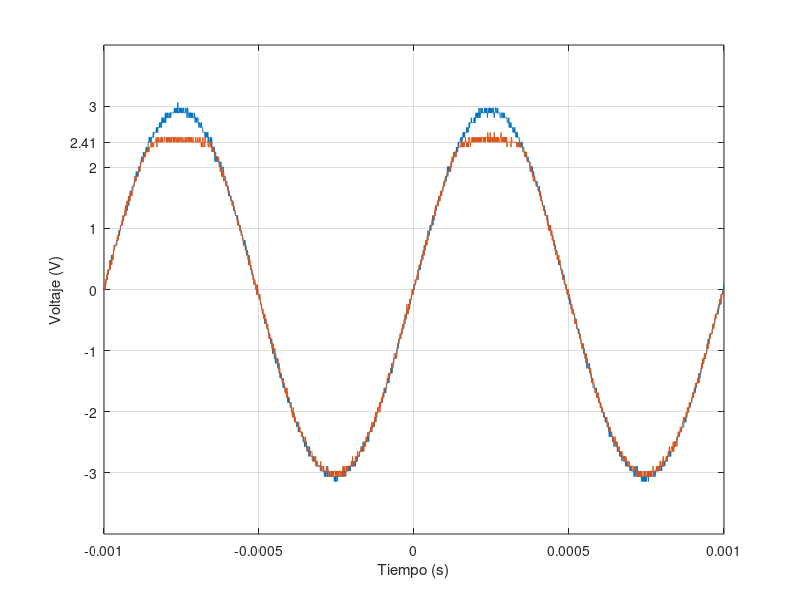

Recreate this plot in MATLAB.
t=[-1.00E-03
-9.99E-04
-9.98E-04
-9.97E-04
-9.96E-04
-9.95E-04
-9.94E-04
-9.93E-04
-9.92E-04
-9.91E-04
-9.90E-04
-9.89E-04
-9.88E-04
-9.87E-04
-9.86E-04
-9.85E-04
-9.84E-04
-9.83E-04
-9.82E-04
-9.81E-04
-9.80E-04
-9.79E-04
-9.78E-04
-9.77E-04
-9.76E-04
-9.75E-04
-9.74E-04
-9.73E-04
-9.72E-04
-9.71E-04
-9.70E-04
-9.69E-04
-9.68E-04
-9.67E-04
-9.66E-04
-9.65E-04
-9.64E-04
-9.63E-04
-9.62E-04
-9.61E-04
-9.60E-04
-9.59E-04
-9.58E-04
-9.57E-04
-9.56E-04
-9.55E-04
-9.54E-04
-9.53E-04
-9.52E-04
-9.51E-04
-9.50E-04
-9.49E-04
-9.48E-04
-9.47E-04
-9.46E-04
-9.45E-04
-9.44E-04
-9.43E-04
-9.42E-04
-9.41E-04
-9.40E-04
-9.39E-04
-9.38E-04
-9.37E-04
-9.36E-04
-9.35E-04
-9.34E-04
-9.33E-04
-9.32E-04
-9.31E-04
-9.30E-04
-9.29E-04
-9.28E-04
-9.27E-04
-9.26E-04
-9.25E-04
-9.24E-04
-9.23E-04
-9.22E-04
-9.21E-04
-9.20E-04
-9.19E-04
-9.18E-04
-9.17E-04
-9.16E-04
-9.15E-04
-9.14E-04
-9.13E-04
-9.12E-04
-9.11E-04
-9.10E-04
-9.09E-04
-9.08E-04
-9.07E-04
-9.06E-04
-9.05E-04
-9.04E-04
-9.03E-04
-9.02E-04
-9.01E-04
-9.00E-04
-8.99E-04
-8.98E-04
-8.97E-04
-8.96E-04
-8.95E-04
-8.94E-04
-8.93E-04
-8.92E-04
-8.91E-04
-8.90E-04
-8.89E-04
-8.88E-04
-8.87E-04
-8.86E-04
-8.85E-04
-8.84E-04
-8.83E-04
-8.82E-04
-8.81E-04
-8.80E-04
-8.79E-04
-8.78E-04
-8.77E-04
-8.76E-04
-8.75E-04
-8.74E-04
-8.73E-04
-8.72E-04
-8.71E-04
-8.70E-04
-8.69E-04
-8.68E-04
-8.67E-04
-8.66E-04
-8.65E-04
-8.64E-04
-8.63E-04
-8.62E-04
-8.61E-04
-8.60E-04
-8.59E-04
-8.58E-04
-8.57E-04
-8.56E-04
-8.55E-04
-8.54E-04
-8.53E-04
-8.52E-04
-8.51E-04
-8.50E-04
-8.49E-04
-8.48E-04
-8.47E-04
-8.46E-04
-8.45E-04
-8.44E-04
-8.43E-04
-8.42E-04
-8.41E-04
-8.40E-04
-8.39E-04
-8.38E-04
-8.37E-04
-8.36E-04
-8.35E-04
-8.34E-04
-8.33E-04
-8.32E-04
-8.31E-04
-8.30E-04
-8.29E-04
-8.28E-04
-8.27E-04
-8.26E-04
-8.25E-04
-8.24E-04
-8.23E-04
-8.22E-04
-8.21E-04
-8.20E-04
-8.19E-04
-8.18E-04
-8.17E-04
-8.16E-04
-8.15E-04
-8.14E-04
-8.13E-04
-8.12E-04
-8.11E-04
-8.10E-04
-8.09E-04
-8.08E-04
-8.07E-04
-8.06E-04
-8.05E-04
-8.04E-04
-8.03E-04
-8.02E-04
-8.01E-04
-8.00E-04
-7.99E-04
-7.98E-04
-7.97E-04
-7.96E-04
-7.95E-04
-7.94E-04
-7.93E-04
-7.92E-04
-7.91E-04
-7.90E-04
-7.89E-04
-7.88E-04
-7.87E-04
-7.86E-04
-7.85E-04
-7.84E-04
-7.83E-04
-7.82E-04
-7.81E-04
-7.80E-04
-7.79E-04
-7.78E-04
-7.77E-04
-7.76E-04
-7.75E-04
-7.74E-04
-7.73E-04
-7.72E-04
-7.71E-04
-7.70E-04
-7.69E-04
-7.68E-04
-7.67E-04
-7.66E-04
-7.65E-04
-7.64E-04
-7.63E-04
-7.62E-04
-7.61E-04
-7.60E-04
-7.59E-04
-7.58E-04
-7.57E-04
-7.56E-04
-7.55E-04
-7.54E-04
-7.53E-04
-7.52E-04
-7.51E-04
-7.50E-04
-7.49E-04
-7.48E-04
-7.47E-04
-7.46E-04
-7.45E-04
-7.44E-04
-7.43E-04
-7.42E-04
-7.41E-04
-7.40E-04
-7.39E-04
-7.38E-04
-7.37E-04
-7.36E-04
-7.35E-04
-7.34E-04
-7.33E-04
-7.32E-04
-7.31E-04
-7.30E-04
-7.29E-04
-7.28E-04
-7.27E-04
-7.26E-04
-7.25E-04
-7.24E-04
-7.23E-04
-7.22E-04
-7.21E-04
-7.20E-04
-7.19E-04
-7.18E-04
-7.17E-04
-7.16E-04
-7.15E-04
-7.14E-04
-7.13E-04
-7.12E-04
-7.11E-04
-7.10E-04
-7.09E-04
-7.08E-04
-7.07E-04
-7.06E-04
-7.05E-04
-7.04E-04
-7.03E-04
-7.02E-04
-7.01E-04
-7.00E-04
-6.99E-04
-6.98E-04
-6.97E-04
-6.96E-04
-6.95E-04
-6.94E-04
-6.93E-04
-6.92E-04
-6.91E-04
-6.90E-04
-6.89E-04
-6.88E-04
-6.87E-04
-6.86E-04
-6.85E-04
-6.84E-04
-6.83E-04
-6.82E-04
-6.81E-04
-6.80E-04
-6.79E-04
-6.78E-04
-6.77E-04
-6.76E-04
-6.75E-04
-6.74E-04
-6.73E-04
-6.72E-04
-6.71E-04
-6.70E-04
-6.69E-04
-6.68E-04
-6.67E-04
-6.66E-04
-6.65E-04
-6.64E-04
-6.63E-04
-6.62E-04
-6.61E-04
-6.60E-04
-6.59E-04
-6.58E-04
-6.57E-04
-6.56E-04
-6.55E-04
-6.54E-04
-6.53E-04
-6.52E-04
-6.51E-04
-6.50E-04
-6.49E-04
-6.48E-04
-6.47E-04
-6.46E-04
-6.45E-04
-6.44E-04
-6.43E-04
-6.42E-04
-6.41E-04
-6.40E-04
-6.39E-04
-6.38E-04
-6.37E-04
-6.36E-04
-6.35E-04
-6.34E-04
-6.33E-04
-6.32E-04
-6.31E-04
-6.30E-04
-6.29E-04
-6.28E-04
-6.27E-04
-6.26E-04
-6.25E-04
-6.24E-04
-6.23E-04
-6.22E-04
-6.21E-04
-6.20E-04
-6.19E-04
-6.18E-04
-6.17E-04
-6.16E-04
-6.15E-04
-6.14E-04
-6.13E-04
-6.12E-04
-6.11E-04
-6.10E-04
-6.09E-04
-6.08E-04
-6.07E-04
-6.06E-04
-6.05E-04
-6.04E-04
-6.03E-04
-6.02E-04
-6.01E-04
-6.00E-04
-5.99E-04
-5.98E-04
-5.97E-04
-5.96E-04
-5.95E-04
-5.94E-04
-5.93E-04
-5.92E-04
-5.91E-04
-5.90E-04
-5.89E-04
-5.88E-04
-5.87E-04
-5.86E-04
-5.85E-04
-5.84E-04
-5.83E-04
-5.82E-04
-5.81E-04
-5.80E-04
-5.79E-04
-5.78E-04
-5.77E-04
-5.76E-04
-5.75E-04
-5.74E-04
-5.73E-04
-5.72E-04
-5.71E-04
-5.70E-04
-5.69E-04
-5.68E-04
-5.67E-04
-5.66E-04
-5.65E-04
-5.64E-04
-5.63E-04
-5.62E-04
-5.61E-04
-5.60E-04
-5.59E-04
-5.58E-04
-5.57E-04
-5.56E-04
-5.55E-04
-5.54E-04
-5.53E-04
-5.52E-04
-5.51E-04
-5.50E-04
-5.49E-04
-5.48E-04
-5.47E-04
-5.46E-04
-5.45E-04
-5.44E-04
-5.43E-04
-5.42E-04
-5.41E-04
-5.40E-04
-5.39E-04
-5.38E-04
-5.37E-04
-5.36E-04
-5.35E-04
-5.34E-04
-5.33E-04
-5.32E-04
-5.31E-04
-5.30E-04
-5.29E-04
-5.28E-04
-5.27E-04
-5.26E-04
-5.25E-04
-5.24E-04
-5.23E-04
-5.22E-04
-5.21E-04
-5.20E-04
-5.19E-04
-5.18E-04
-5.17E-04
-5.16E-04
-5.15E-04
-5.14E-04
-5.13E-04
-5.12E-04
-5.11E-04
-5.10E-04
-5.09E-04
-5.08E-04
-5.07E-04
-5.06E-04
-5.05E-04
-5.04E-04
-5.03E-04
-5.02E-04
-5.01E-04
-5.00E-04
-4.99E-04
-4.98E-04
-4.97E-04
-4.96E-04
-4.95E-04
-4.94E-04
-4.93E-04
-4.92E-04
-4.91E-04
-4.90E-04
-4.89E-04
-4.88E-04
-4.87E-04
-4.86E-04
-4.85E-04
-4.84E-04
-4.83E-04
-4.82E-04
-4.81E-04
-4.80E-04
-4.79E-04
-4.78E-04
-4.77E-04
-4.76E-04
-4.75E-04
-4.74E-04
-4.73E-04
-4.72E-04
-4.71E-04
-4.70E-04
-4.69E-04
-4.68E-04
-4.67E-04
-4.66E-04
-4.65E-04
-4.64E-04
-4.63E-04
-4.62E-04
-4.61E-04
-4.60E-04
-4.59E-04
-4.58E-04
-4.57E-04
-4.56E-04
-4.55E-04
-4.54E-04
-4.53E-04
-4.52E-04
-4.51E-04
-4.50E-04
-4.49E-04
-4.48E-04
-4.47E-04
-4.46E-04
-4.45E-04
-4.44E-04
-4.43E-04
-4.42E-04
-4.41E-04
-4.40E-04
-4.39E-04
-4.38E-04
-4.37E-04
-4.36E-04
-4.35E-04
-4.34E-04
-4.33E-04
-4.32E-04
-4.31E-04
-4.30E-04
-4.29E-04
-4.28E-04
-4.27E-04
-4.26E-04
-4.25E-04
-4.24E-04
-4.23E-04
-4.22E-04
-4.21E-04
-4.20E-04
-4.19E-04
-4.18E-04
-4.17E-04
-4.16E-04
-4.15E-04
-4.14E-04
-4.13E-04
-4.12E-04
-4.11E-04
-4.10E-04
-4.09E-04
-4.08E-04
-4.07E-04
-4.06E-04
-4.05E-04
-4.04E-04
-4.03E-04
-4.02E-04
-4.01E-04
-4.00E-04
-3.99E-04
-3.98E-04
-3.97E-04
-3.96E-04
-3.95E-04
-3.94E-04
-3.93E-04
-3.92E-04
-3.91E-04
-3.90E-04
-3.89E-04
-3.88E-04
-3.87E-04
-3.86E-04
-3.85E-04
-3.84E-04
-3.83E-04
-3.82E-04
-3.81E-04
-3.80E-04
-3.79E-04
-3.78E-04
-3.77E-04
-3.76E-04
-3.75E-04
-3.74E-04
-3.73E-04
-3.72E-04
-3.71E-04
-3.70E-04
-3.69E-04
-3.68E-04
-3.67E-04
-3.66E-04
-3.65E-04
-3.64E-04
-3.63E-04
-3.62E-04
-3.61E-04
-3.60E-04
-3.59E-04
-3.58E-04
-3.57E-04
-3.56E-04
-3.55E-04
-3.54E-04
-3.53E-04
-3.52E-04
-3.51E-04
-3.50E-04
-3.49E-04
-3.48E-04
-3.47E-04
-3.46E-04
-3.45E-04
-3.44E-04
-3.43E-04
-3.42E-04
-3.41E-04
-3.40E-04
-3.39E-04
-3.38E-04
-3.37E-04
-3.36E-04
-3.35E-04
-3.34E-04
-3.33E-04
-3.32E-04
-3.31E-04
-3.30E-04
-3.29E-04
-3.28E-04
-3.27E-04
-3.26E-04
-3.25E-04
-3.24E-04
-3.23E-04
-3.22E-04
-3.21E-04
-3.20E-04
-3.19E-04
-3.18E-04
-3.17E-04
-3.16E-04
-3.15E-04
-3.14E-04
-3.13E-04
-3.12E-04
-3.11E-04
-3.10E-04
-3.09E-04
-3.08E-04
-3.07E-04
-3.06E-04
-3.05E-04
-3.04E-04
-3.03E-04
-3.02E-04
-3.01E-04
-3.00E-04
-2.99E-04
-2.98E-04
-2.97E-04
-2.96E-04
-2.95E-04
-2.94E-04
-2.93E-04
-2.92E-04
-2.91E-04
-2.90E-04
-2.89E-04
-2.88E-04
-2.87E-04
-2.86E-04
-2.85E-04
-2.84E-04
-2.83E-04
-2.82E-04
-2.81E-04
-2.80E-04
-2.79E-04
-2.78E-04
-2.77E-04
-2.76E-04
-2.75E-04
-2.74E-04
-2.73E-04
-2.72E-04
-2.71E-04
-2.70E-04
-2.69E-04
-2.68E-04
-2.67E-04
-2.66E-04
-2.65E-04
-2.64E-04
-2.63E-04
-2.62E-04
-2.61E-04
-2.60E-04
-2.59E-04
-2.58E-04
-2.57E-04
-2.56E-04
-2.55E-04
-2.54E-04
-2.53E-04
-2.52E-04
-2.51E-04
-2.50E-04
-2.49E-04
-2.48E-04
-2.47E-04
-2.46E-04
-2.45E-04
-2.44E-04
-2.43E-04
-2.42E-04
-2.41E-04
-2.40E-04
-2.39E-04
-2.38E-04
-2.37E-04
-2.36E-04
-2.35E-04
-2.34E-04
-2.33E-04
-2.32E-04
-2.31E-04
-2.30E-04
-2.29E-04
-2.28E-04
-2.27E-04
-2.26E-04
-2.25E-04
-2.24E-04
-2.23E-04
-2.22E-04
-2.21E-04
-2.20E-04
-2.19E-04
-2.18E-04
-2.17E-04
-2.16E-04
-2.15E-04
-2.14E-04
-2.13E-04
-2.12E-04
-2.11E-04
-2.10E-04
-2.09E-04
-2.08E-04
-2.07E-04
-2.06E-04
-2.05E-04
-2.04E-04
-2.03E-04
-2.02E-04
-2.01E-04
-2.00E-04
-1.99E-04
-1.98E-04
-1.97E-04
-1.96E-04
-1.95E-04
-1.94E-04
-1.93E-04
-1.92E-04
-1.91E-04
-1.90E-04
-1.89E-04
-1.88E-04
-1.87E-04
-1.86E-04
-1.85E-04
-1.84E-04
-1.83E-04
-1.82E-04
-1.81E-04
-1.80E-04
-1.79E-04
-1.78E-04
-1.77E-04
-1.76E-04
-1.75E-04
-1.74E-04
-1.73E-04
-1.72E-04
-1.71E-04
-1.70E-04
-1.69E-04
-1.68E-04
-1.67E-04
-1.66E-04
-1.65E-04
-1.64E-04
-1.63E-04
-1.62E-04
-1.61E-04
-1.60E-04
-1.59E-04
-1.58E-04
-1.57E-04
-1.56E-04
-1.55E-04
-1.54E-04
-1.53E-04
-1.52E-04
-1.51E-04
-1.50E-04
-1.49E-04
-1.48E-04
-1.47E-04
-1.46E-04
-1.45E-04
-1.44E-04
-1.43E-04
-1.42E-04
-1.41E-04
-1.40E-04
-1.39E-04
-1.38E-04
-1.37E-04
-1.36E-04
-1.35E-04
-1.34E-04
-1.33E-04
-1.32E-04
-1.31E-04
-1.30E-04
-1.29E-04
-1.28E-04
-1.27E-04
-1.26E-04
-1.25E-04
-1.24E-04
-1.23E-04
-1.22E-04
-1.21E-04
-1.20E-04
-1.19E-04
-1.18E-04
-1.17E-04
-1.16E-04
-1.15E-04
-1.14E-04
-1.13E-04
-1.12E-04
-1.11E-04
-1.10E-04
-1.09E-04
-1.08E-04
-1.07E-04
-1.06E-04
-1.05E-04
-1.04E-04
-1.03E-04
-1.02E-04
-1.01E-04
-1.00E-04
-9.90E-05
-9.80E-05
-9.70E-05
-9.60E-05
-9.50E-05
-9.40E-05
-9.30E-05
-9.20E-05
-9.10E-05
-9.00E-05
-8.90E-05
-8.80E-05
-8.70E-05
-8.60E-05
-8.50E-05
-8.40E-05
-8.30E-05
-8.20E-05
-8.10E-05
-8.00E-05
-7.90E-05
-7.80E-05
-7.70E-05
-7.60E-05
-7.50E-05
-7.40E-05
-7.30E-05
-7.20E-05
-7.10E-05
-7.00E-05
-6.90E-05
-6.80E-05
-6.70E-05
-6.60E-05
-6.50E-05
-6.40E-05
-6.30E-05
-6.20E-05
-6.10E-05
-6.00E-05
-5.90E-05
-5.80E-05
-5.70E-05
-5.60E-05
-5.50E-05
-5.40E-05
-5.30E-05
-5.20E-05
-5.10E-05
-5.00E-05
-4.90E-05
-4.80E-05
-4.70E-05
-4.60E-05
-4.50E-05
-4.40E-05
-4.30E-05
-4.20E-05
-4.10E-05
-4.00E-05
-3.90E-05
-3.80E-05
-3.70E-05
-3.60E-05
-3.50E-05
-3.40E-05
-3.30E-05
-3.20E-05
-3.10E-05
-3.00E-05
-2.90E-05
-2.80E-05
-2.70E-05
-2.60E-05
-2.50E-05
-2.40E-05
-2.30E-05
-2.20E-05
-2.10E-05
-2.00E-05
-1.90E-05
-1.80E-05
-1.70E-05
-1.60E-05
-1.50E-05
-1.40E-05
-1.30E-05
-1.20E-05
-1.10E-05
-1.00E-05
-9.00E-06
-8.00E-06
-7.00E-06
-6.00E-06
-5.00E-06
-4.00E-06
-3.00E-06
-2.00E-06
-1.00E-06
0.00E+00
1.00E-06
2.00E-06
3.00E-06
4.00E-06
5.00E-06
6.00E-06
7.00E-06
8.00E-06
9.00E-06
1.00E-05
1.10E-05
1.20E-05
1.30E-05
1.40E-05
1.50E-05
1.60E-05
1.70E-05
1.80E-05
1.90E-05
2.00E-05
2.10E-05
2.20E-05
2.30E-05
2.40E-05
2.50E-05
2.60E-05
2.70E-05
2.80E-05
2.90E-05
3.00E-05
3.10E-05
3.20E-05
3.30E-05
3.40E-05
3.50E-05
3.60E-05
3.70E-05
3.80E-05
3.90E-05
4.00E-05
4.10E-05
4.20E-05
4.30E-05
4.40E-05
4.50E-05
4.60E-05
4.70E-05
4.80E-05
4.90E-05
5.00E-05
5.10E-05
5.20E-05
5.30E-05
5.40E-05
5.50E-05
5.60E-05
5.70E-05
5.80E-05
5.90E-05
6.00E-05
6.10E-05
6.20E-05
6.30E-05
6.40E-05
6.50E-05
6.60E-05
6.70E-05
6.80E-05
6.90E-05
7.00E-05
7.10E-05
7.20E-05
7.30E-05
7.40E-05
7.50E-05
7.60E-05
7.70E-05
7.80E-05
7.90E-05
8.00E-05
8.10E-05
8.20E-05
8.30E-05
8.40E-05
8.50E-05
8.60E-05
8.70E-05
8.80E-05
8.90E-05
9.00E-05
9.10E-05
9.20E-05
9.30E-05
9.40E-05
9.50E-05
9.60E-05
9.70E-05
9.80E-05
9.90E-05
1.00E-04
1.01E-04
1.02E-04
1.03E-04
1.04E-04
1.05E-04
1.06E-04
1.07E-04
1.08E-04
1.09E-04
1.10E-04
1.11E-04
1.12E-04
1.13E-04
1.14E-04
1.15E-04
1.16E-04
1.17E-04
1.18E-04
1.19E-04
1.20E-04
1.21E-04
1.22E-04
1.23E-04
1.24E-04
1.25E-04
1.26E-04
1.27E-04
1.28E-04
1.29E-04
1.30E-04
1.31E-04
1.32E-04
1.33E-04
1.34E-04
1.35E-04
1.36E-04
1.37E-04
1.38E-04
1.39E-04
1.40E-04
1.41E-04
1.42E-04
1.43E-04
1.44E-04
1.45E-04
1.46E-04
1.47E-04
1.48E-04
1.49E-04
1.50E-04
1.51E-04
1.52E-04
1.53E-04
1.54E-04
1.55E-04
1.56E-04
1.57E-04
1.58E-04
1.59E-04
1.60E-04
1.61E-04
1.62E-04
1.63E-04
1.64E-04
1.65E-04
1.66E-04
1.67E-04
1.68E-04
1.69E-04
1.70E-04
1.71E-04
1.72E-04
1.73E-04
1.74E-04
1.75E-04
1.76E-04
1.77E-04
1.78E-04
1.79E-04
1.80E-04
1.81E-04
1.82E-04
1.83E-04
1.84E-04
1.85E-04
1.86E-04
1.87E-04
1.88E-04
1.89E-04
1.90E-04
1.91E-04
1.92E-04
1.93E-04
1.94E-04
1.95E-04
1.96E-04
1.97E-04
1.98E-04
1.99E-04
2.00E-04
2.01E-04
2.02E-04
2.03E-04
2.04E-04
2.05E-04
2.06E-04
2.07E-04
2.08E-04
2.09E-04
2.10E-04
2.11E-04
2.12E-04
2.13E-04
2.14E-04
2.15E-04
2.16E-04
2.17E-04
2.18E-04
2.19E-04
2.20E-04
2.21E-04
2.22E-04
2.23E-04
2.24E-04
2.25E-04
2.26E-04
2.27E-04
2.28E-04
2.29E-04
2.30E-04
2.31E-04
2.32E-04
2.33E-04
2.34E-04
2.35E-04
2.36E-04
2.37E-04
2.38E-04
2.39E-04
2.40E-04
2.41E-04
2.42E-04
2.43E-04
2.44E-04
2.45E-04
2.46E-04
2.47E-04
2.48E-04
2.49E-04
2.50E-04
2.51E-04
2.52E-04
2.53E-04
2.54E-04
2.55E-04
2.56E-04
2.57E-04
2.58E-04
2.59E-04
2.60E-04
2.61E-04
2.62E-04
2.63E-04
2.64E-04
2.65E-04
2.66E-04
2.67E-04
2.68E-04
2.69E-04
2.70E-04
2.71E-04
2.72E-04
2.73E-04
2.74E-04
2.75E-04
2.76E-04
2.77E-04
2.78E-04
2.79E-04
2.80E-04
2.81E-04
2.82E-04
2.83E-04
2.84E-04
2.85E-04
2.86E-04
2.87E-04
2.88E-04
2.89E-04
2.90E-04
2.91E-04
2.92E-04
2.93E-04
2.94E-04
2.95E-04
2.96E-04
2.97E-04
2.98E-04
2.99E-04
3.00E-04
3.01E-04
3.02E-04
3.03E-04
3.04E-04
3.05E-04
3.06E-04
3.07E-04
3.08E-04
3.09E-04
3.10E-04
3.11E-04
3.12E-04
3.13E-04
3.14E-04
3.15E-04
3.16E-04
3.17E-04
3.18E-04
3.19E-04
3.20E-04
3.21E-04
3.22E-04
3.23E-04
3.24E-04
3.25E-04
3.26E-04
3.27E-04
3.28E-04
3.29E-04
3.30E-04
3.31E-04
3.32E-04
3.33E-04
3.34E-04
3.35E-04
3.36E-04
3.37E-04
3.38E-04
3.39E-04
3.40E-04
3.41E-04
3.42E-04
3.43E-04
3.44E-04
3.45E-04
3.46E-04
3.47E-04
3.48E-04
3.49E-04
3.50E-04
3.51E-04
3.52E-04
3.53E-04
3.54E-04
3.55E-04
3.56E-04
3.57E-04
3.58E-04
3.59E-04
3.60E-04
3.61E-04
3.62E-04
3.63E-04
3.64E-04
3.65E-04
3.66E-04
3.67E-04
3.68E-04
3.69E-04
3.70E-04
3.71E-04
3.72E-04
3.73E-04
3.74E-04
3.75E-04
3.76E-04
3.77E-04
3.78E-04
3.79E-04
3.80E-04
3.81E-04
3.82E-04
3.83E-04
3.84E-04
3.85E-04
3.86E-04
3.87E-04
3.88E-04
3.89E-04
3.90E-04
3.91E-04
3.92E-04
3.93E-04
3.94E-04
3.95E-04
3.96E-04
3.97E-04
3.98E-04
3.99E-04
4.00E-04
4.01E-04
4.02E-04
4.03E-04
4.04E-04
4.05E-04
4.06E-04
4.07E-04
4.08E-04
4.09E-04
4.10E-04
4.11E-04
4.12E-04
4.13E-04
4.14E-04
4.15E-04
4.16E-04
4.17E-04
4.18E-04
4.19E-04
4.20E-04
4.21E-04
4.22E-04
4.23E-04
4.24E-04
4.25E-04
4.26E-04
4.27E-04
4.28E-04
4.29E-04
4.30E-04
4.31E-04
4.32E-04
4.33E-04
4.34E-04
4.35E-04
4.36E-04
4.37E-04
4.38E-04
4.39E-04
4.40E-04
4.41E-04
4.42E-04
4.43E-04
4.44E-04
4.45E-04
4.46E-04
4.47E-04
4.48E-04
4.49E-04
4.50E-04
4.51E-04
4.52E-04
4.53E-04
4.54E-04
4.55E-04
4.56E-04
4.57E-04
4.58E-04
4.59E-04
4.60E-04
4.61E-04
4.62E-04
4.63E-04
4.64E-04
4.65E-04
4.66E-04
4.67E-04
4.68E-04
4.69E-04
4.70E-04
4.71E-04
4.72E-04
4.73E-04
4.74E-04
4.75E-04
4.76E-04
4.77E-04
4.78E-04
4.79E-04
4.80E-04
4.81E-04
4.82E-04
4.83E-04
4.84E-04
4.85E-04
4.86E-04
4.87E-04
4.88E-04
4.89E-04
4.90E-04
4.91E-04
4.92E-04
4.93E-04
4.94E-04
4.95E-04
4.96E-04
4.97E-04
4.98E-04
4.99E-04
5.00E-04
5.01E-04
5.02E-04
5.03E-04
5.04E-04
5.05E-04
5.06E-04
5.07E-04
5.08E-04
5.09E-04
5.10E-04
5.11E-04
5.12E-04
5.13E-04
5.14E-04
5.15E-04
5.16E-04
5.17E-04
5.18E-04
5.19E-04
5.20E-04
5.21E-04
5.22E-04
5.23E-04
5.24E-04
5.25E-04
5.26E-04
5.27E-04
5.28E-04
5.29E-04
5.30E-04
5.31E-04
5.32E-04
5.33E-04
5.34E-04
5.35E-04
5.36E-04
5.37E-04
5.38E-04
5.39E-04
5.40E-04
5.41E-04
5.42E-04
5.43E-04
5.44E-04
5.45E-04
5.46E-04
5.47E-04
5.48E-04
5.49E-04
5.50E-04
5.51E-04
5.52E-04
5.53E-04
5.54E-04
5.55E-04
5.56E-04
5.57E-04
5.58E-04
5.59E-04
5.60E-04
5.61E-04
5.62E-04
5.63E-04
5.64E-04
5.65E-04
5.66E-04
5.67E-04
5.68E-04
5.69E-04
5.70E-04
5.71E-04
5.72E-04
5.73E-04
5.74E-04
5.75E-04
5.76E-04
5.77E-04
5.78E-04
5.79E-04
5.80E-04
5.81E-04
5.82E-04
5.83E-04
5.84E-04
5.85E-04
5.86E-04
5.87E-04
5.88E-04
5.89E-04
5.90E-04
5.91E-04
5.92E-04
5.93E-04
5.94E-04
5.95E-04
5.96E-04
5.97E-04
5.98E-04
5.99E-04
6.00E-04
6.01E-04
6.02E-04
6.03E-04
6.04E-04
6.05E-04
6.06E-04
6.07E-04
6.08E-04
6.09E-04
6.10E-04
6.11E-04
6.12E-04
6.13E-04
6.14E-04
6.15E-04
6.16E-04
6.17E-04
6.18E-04
6.19E-04
6.20E-04
6.21E-04
6.22E-04
6.23E-04
6.24E-04
6.25E-04
6.26E-04
6.27E-04
6.28E-04
6.29E-04
6.30E-04
6.31E-04
6.32E-04
6.33E-04
6.34E-04
6.35E-04
6.36E-04
6.37E-04
6.38E-04
6.39E-04
6.40E-04
6.41E-04
6.42E-04
6.43E-04
6.44E-04
6.45E-04
6.46E-04
6.47E-04
6.48E-04
6.49E-04
6.50E-04
6.51E-04
6.52E-04
6.53E-04
6.54E-04
6.55E-04
6.56E-04
6.57E-04
6.58E-04
6.59E-04
6.60E-04
6.61E-04
6.62E-04
6.63E-04
6.64E-04
6.65E-04
6.66E-04
6.67E-04
6.68E-04
6.69E-04
6.70E-04
6.71E-04
6.72E-04
6.73E-04
6.74E-04
6.75E-04
6.76E-04
6.77E-04
6.78E-04
6.79E-04
6.80E-04
6.81E-04
6.82E-04
6.83E-04
6.84E-04
6.85E-04
6.86E-04
6.87E-04
6.88E-04
6.89E-04
6.90E-04
6.91E-04
6.92E-04
6.93E-04
6.94E-04
6.95E-04
6.96E-04
6.97E-04
6.98E-04
6.99E-04
7.00E-04
7.01E-04
7.02E-04
7.03E-04
7.04E-04
7.05E-04
7.06E-04
7.07E-04
7.08E-04
7.09E-04
7.10E-04
7.11E-04
7.12E-04
7.13E-04
7.14E-04
7.15E-04
7.16E-04
7.17E-04
7.18E-04
7.19E-04
7.20E-04
7.21E-04
7.22E-04
7.23E-04
7.24E-04
7.25E-04
7.26E-04
7.27E-04
7.28E-04
7.29E-04
7.30E-04
7.31E-04
7.32E-04
7.33E-04
7.34E-04
7.35E-04
7.36E-04
7.37E-04
7.38E-04
7.39E-04
7.40E-04
7.41E-04
7.42E-04
7.43E-04
7.44E-04
7.45E-04
7.46E-04
7.47E-04
7.48E-04
7.49E-04
7.50E-04
7.51E-04
7.52E-04
7.53E-04
7.54E-04
7.55E-04
7.56E-04
7.57E-04
7.58E-04
7.59E-04
7.60E-04
7.61E-04
7.62E-04
7.63E-04
7.64E-04
7.65E-04
7.66E-04
7.67E-04
7.68E-04
7.69E-04
7.70E-04
7.71E-04
7.72E-04
7.73E-04
7.74E-04
7.75E-04
7.76E-04
7.77E-04
7.78E-04
7.79E-04
7.80E-04
7.81E-04
7.82E-04
7.83E-04
7.84E-04
7.85E-04
7.86E-04
7.87E-04
7.88E-04
7.89E-04
7.90E-04
7.91E-04
7.92E-04
7.93E-04
7.94E-04
7.95E-04
7.96E-04
7.97E-04
7.98E-04
7.99E-04
8.00E-04
8.01E-04
8.02E-04
8.03E-04
8.04E-04
8.05E-04
8.06E-04
8.07E-04
8.08E-04
8.09E-04
8.10E-04
8.11E-04
8.12E-04
8.13E-04
8.14E-04
8.15E-04
8.16E-04
8.17E-04
8.18E-04
8.19E-04
8.20E-04
8.21E-04
8.22E-04
8.23E-04
8.24E-04
8.25E-04
8.26E-04
8.27E-04
8.28E-04
8.29E-04
8.30E-04
8.31E-04
8.32E-04
8.33E-04
8.34E-04
8.35E-04
8.36E-04
8.37E-04
8.38E-04
8.39E-04
8.40E-04
8.41E-04
8.42E-04
8.43E-04
8.44E-04
8.45E-04
8.46E-04
8.47E-04
8.48E-04
8.49E-04
8.50E-04
8.51E-04
8.52E-04
8.53E-04
8.54E-04
8.55E-04
8.56E-04
8.57E-04
8.58E-04
8.59E-04
8.60E-04
8.61E-04
8.62E-04
8.63E-04
8.64E-04
8.65E-04
8.66E-04
8.67E-04
8.68E-04
8.69E-04
8.70E-04
8.71E-04
8.72E-04
8.73E-04
8.74E-04
8.75E-04
8.76E-04
8.77E-04
8.78E-04
8.79E-04
8.80E-04
8.81E-04
8.82E-04
8.83E-04
8.84E-04
8.85E-04
8.86E-04
8.87E-04
8.88E-04
8.89E-04
8.90E-04
8.91E-04
8.92E-04
8.93E-04
8.94E-04
8.95E-04
8.96E-04
8.97E-04
8.98E-04
8.99E-04
9.00E-04
9.01E-04
9.02E-04
9.03E-04
9.04E-04
9.05E-04
9.06E-04
9.07E-04
9.08E-04
9.09E-04
9.10E-04
9.11E-04
9.12E-04
9.13E-04
9.14E-04
9.15E-04
9.16E-04
9.17E-04
9.18E-04
9.19E-04
9.20E-04
9.21E-04
9.22E-04
9.23E-04
9.24E-04
9.25E-04
9.26E-04
9.27E-04
9.28E-04
9.29E-04
9.30E-04
9.31E-04
9.32E-04
9.33E-04
9.34E-04
9.35E-04
9.36E-04
9.37E-04
9.38E-04
9.39E-04
9.40E-04
9.41E-04
9.42E-04
9.43E-04
9.44E-04
9.45E-04
9.46E-04
9.47E-04
9.48E-04
9.49E-04
9.50E-04
9.51E-04
9.52E-04
9.53E-04
9.54E-04
9.55E-04
9.56E-04
9.57E-04
9.58E-04
9.59E-04
9.60E-04
9.61E-04
9.62E-04
9.63E-04
9.64E-04
9.65E-04
9.66E-04
9.67E-04
9.68E-04
9.69E-04
9.70E-04
9.71E-04
9.72E-04
9.73E-04
9.74E-04
9.75E-04
9.76E-04
9.77E-04
9.78E-04
9.79E-04
9.80E-04
9.81E-04
9.82E-04
9.83E-04
9.84E-04
9.85E-04
9.86E-04
9.87E-04
9.88E-04
9.89E-04
9.90E-04
9.91E-04
9.92E-04
9.93E-04
9.94E-04
9.95E-04
9.96E-04
9.97E-04
9.98E-04
9.99E-04];
x=[0.00E+00
8.04E-02
8.04E-02
8.04E-02
8.04E-02
1.61E-01
1.61E-01
1.61E-01
1.61E-01
1.61E-01
1.61E-01
2.41E-01
2.41E-01
2.41E-01
3.22E-01
3.22E-01
3.22E-01
3.22E-01
3.22E-01
3.22E-01
4.82E-01
4.02E-01
4.02E-01
4.02E-01
5.63E-01
4.82E-01
4.82E-01
4.82E-01
5.63E-01
5.63E-01
5.63E-01
6.43E-01
6.43E-01
6.43E-01
7.24E-01
7.24E-01
7.24E-01
7.24E-01
7.24E-01
7.24E-01
7.24E-01
7.24E-01
8.04E-01
8.04E-01
8.04E-01
8.04E-01
8.84E-01
8.84E-01
8.84E-01
9.65E-01
8.84E-01
9.65E-01
9.65E-01
1.05E+00
1.05E+00
1.05E+00
1.05E+00
1.05E+00
1.05E+00
1.13E+00
1.13E+00
1.13E+00
1.21E+00
1.13E+00
1.21E+00
1.21E+00
1.21E+00
1.21E+00
1.21E+00
1.29E+00
1.29E+00
1.37E+00
1.29E+00
1.37E+00
1.37E+00
1.29E+00
1.37E+00
1.45E+00
1.45E+00
1.45E+00
1.37E+00
1.45E+00
1.45E+00
1.53E+00
1.61E+00
1.61E+00
1.61E+00
1.61E+00
1.61E+00
1.53E+00
1.61E+00
1.69E+00
1.69E+00
1.69E+00
1.69E+00
1.69E+00
1.69E+00
1.69E+00
1.77E+00
1.77E+00
1.85E+00
1.77E+00
1.77E+00
1.85E+00
1.93E+00
1.85E+00
1.85E+00
1.93E+00
1.85E+00
1.85E+00
1.85E+00
1.93E+00
1.93E+00
2.01E+00
1.93E+00
1.93E+00
2.01E+00
2.01E+00
2.01E+00
2.09E+00
2.09E+00
2.17E+00
2.09E+00
2.09E+00
2.17E+00
2.17E+00
2.09E+00
2.25E+00
2.17E+00
2.17E+00
2.17E+00
2.17E+00
2.17E+00
2.25E+00
2.25E+00
2.25E+00
2.33E+00
2.25E+00
2.33E+00
2.25E+00
2.33E+00
2.25E+00
2.33E+00
2.41E+00
2.41E+00
2.41E+00
2.49E+00
2.41E+00
2.49E+00
2.41E+00
2.49E+00
2.41E+00
2.41E+00
2.49E+00
2.49E+00
2.49E+00
2.49E+00
2.49E+00
2.49E+00
2.57E+00
2.49E+00
2.57E+00
2.57E+00
2.57E+00
2.57E+00
2.57E+00
2.57E+00
2.57E+00
2.57E+00
2.65E+00
2.57E+00
2.65E+00
2.65E+00
2.57E+00
2.65E+00
2.65E+00
2.65E+00
2.65E+00
2.65E+00
2.73E+00
2.65E+00
2.65E+00
2.73E+00
2.73E+00
2.73E+00
2.65E+00
2.73E+00
2.81E+00
2.73E+00
2.81E+00
2.73E+00
2.81E+00
2.73E+00
2.73E+00
2.73E+00
2.73E+00
2.81E+00
2.81E+00
2.89E+00
2.73E+00
2.89E+00
2.81E+00
2.81E+00
2.81E+00
2.89E+00
2.81E+00
2.89E+00
2.81E+00
2.81E+00
2.81E+00
2.81E+00
2.89E+00
2.89E+00
2.81E+00
2.89E+00
2.81E+00
2.89E+00
2.89E+00
2.89E+00
2.89E+00
2.89E+00
2.89E+00
2.89E+00
2.89E+00
2.89E+00
2.89E+00
2.89E+00
2.97E+00
2.89E+00
2.97E+00
2.97E+00
2.89E+00
2.89E+00
2.89E+00
2.97E+00
2.89E+00
2.89E+00
2.89E+00
3.06E+00
2.89E+00
2.89E+00
2.89E+00
2.89E+00
2.97E+00
2.89E+00
2.97E+00
2.97E+00
2.89E+00
2.97E+00
2.97E+00
2.89E+00
2.89E+00
2.97E+00
2.89E+00
2.89E+00
2.89E+00
2.97E+00
2.97E+00
2.89E+00
2.89E+00
2.89E+00
2.89E+00
2.89E+00
2.97E+00
2.97E+00
2.97E+00
2.89E+00
2.89E+00
2.81E+00
2.97E+00
2.97E+00
2.89E+00
2.89E+00
2.89E+00
2.81E+00
2.81E+00
2.89E+00
2.89E+00
2.81E+00
2.89E+00
2.89E+00
2.81E+00
2.89E+00
2.81E+00
2.81E+00
2.81E+00
2.89E+00
2.81E+00
2.81E+00
2.81E+00
2.81E+00
2.81E+00
2.89E+00
2.81E+00
2.73E+00
2.81E+00
2.81E+00
2.81E+00
2.81E+00
2.73E+00
2.73E+00
2.81E+00
2.81E+00
2.81E+00
2.73E+00
2.73E+00
2.65E+00
2.65E+00
2.73E+00
2.73E+00
2.73E+00
2.65E+00
2.65E+00
2.65E+00
2.73E+00
2.65E+00
2.65E+00
2.65E+00
2.65E+00
2.57E+00
2.57E+00
2.57E+00
2.57E+00
2.57E+00
2.57E+00
2.57E+00
2.49E+00
2.57E+00
2.49E+00
2.57E+00
2.49E+00
2.57E+00
2.57E+00
2.57E+00
2.49E+00
2.57E+00
2.41E+00
2.49E+00
2.49E+00
2.41E+00
2.41E+00
2.41E+00
2.41E+00
2.49E+00
2.41E+00
2.41E+00
2.33E+00
2.49E+00
2.41E+00
2.25E+00
2.33E+00
2.33E+00
2.33E+00
2.33E+00
2.33E+00
2.25E+00
2.33E+00
2.17E+00
2.09E+00
2.17E+00
2.25E+00
2.17E+00
2.09E+00
2.17E+00
2.17E+00
2.17E+00
2.09E+00
2.17E+00
2.09E+00
2.09E+00
2.09E+00
2.09E+00
2.01E+00
2.09E+00
2.01E+00
2.01E+00
2.01E+00
2.09E+00
2.01E+00
1.93E+00
1.85E+00
1.93E+00
1.93E+00
1.85E+00
2.01E+00
1.93E+00
1.93E+00
1.85E+00
1.85E+00
1.85E+00
1.85E+00
1.85E+00
1.77E+00
1.77E+00
1.77E+00
1.77E+00
1.77E+00
1.69E+00
1.69E+00
1.69E+00
1.69E+00
1.69E+00
1.53E+00
1.61E+00
1.61E+00
1.53E+00
1.53E+00
1.53E+00
1.53E+00
1.45E+00
1.45E+00
1.45E+00
1.45E+00
1.45E+00
1.45E+00
1.45E+00
1.45E+00
1.37E+00
1.29E+00
1.29E+00
1.29E+00
1.29E+00
1.29E+00
1.29E+00
1.21E+00
1.21E+00
1.21E+00
1.21E+00
1.21E+00
1.21E+00
1.13E+00
1.21E+00
1.13E+00
1.13E+00
1.05E+00
1.05E+00
1.05E+00
1.05E+00
9.65E-01
9.65E-01
9.65E-01
9.65E-01
9.65E-01
9.65E-01
9.65E-01
8.84E-01
8.84E-01
8.84E-01
8.04E-01
8.04E-01
7.24E-01
7.24E-01
8.04E-01
7.24E-01
7.24E-01
8.04E-01
6.43E-01
7.24E-01
6.43E-01
6.43E-01
5.63E-01
5.63E-01
5.63E-01
6.43E-01
5.63E-01
5.63E-01
4.82E-01
4.02E-01
5.63E-01
4.82E-01
4.02E-01
4.02E-01
4.02E-01
3.22E-01
3.22E-01
3.22E-01
3.22E-01
2.41E-01
2.41E-01
2.41E-01
2.41E-01
2.41E-01
1.61E-01
1.61E-01
1.61E-01
8.04E-02
1.61E-01
8.04E-02
8.04E-02
8.04E-02
0.00E+00
0.00E+00
0.00E+00
0.00E+00
-8.04E-02
0.00E+00
0.00E+00
-8.04E-02
-8.04E-02
-8.04E-02
-8.04E-02
-8.04E-02
-1.61E-01
-1.61E-01
-1.61E-01
-1.61E-01
-2.41E-01
-2.41E-01
-2.41E-01
-3.22E-01
-3.22E-01
-3.22E-01
-4.02E-01
-4.02E-01
-4.02E-01
-4.02E-01
-4.02E-01
-4.02E-01
-4.82E-01
-5.63E-01
-4.82E-01
-4.82E-01
-4.82E-01
-5.63E-01
-5.63E-01
-5.63E-01
-5.63E-01
-6.43E-01
-6.43E-01
-6.43E-01
-7.24E-01
-7.24E-01
-7.24E-01
-7.24E-01
-7.24E-01
-8.04E-01
-8.04E-01
-8.04E-01
-8.84E-01
-8.04E-01
-8.84E-01
-8.04E-01
-8.84E-01
-9.65E-01
-1.05E+00
-9.65E-01
-9.65E-01
-9.65E-01
-9.65E-01
-1.05E+00
-1.13E+00
-1.13E+00
-1.05E+00
-1.21E+00
-1.13E+00
-1.13E+00
-1.13E+00
-1.13E+00
-1.21E+00
-1.13E+00
-1.21E+00
-1.29E+00
-1.21E+00
-1.29E+00
-1.21E+00
-1.21E+00
-1.37E+00
-1.37E+00
-1.45E+00
-1.37E+00
-1.45E+00
-1.37E+00
-1.45E+00
-1.45E+00
-1.45E+00
-1.53E+00
-1.53E+00
-1.45E+00
-1.61E+00
-1.53E+00
-1.53E+00
-1.61E+00
-1.61E+00
-1.61E+00
-1.61E+00
-1.69E+00
-1.69E+00
-1.69E+00
-1.69E+00
-1.61E+00
-1.69E+00
-1.69E+00
-1.69E+00
-1.85E+00
-1.77E+00
-1.85E+00
-1.77E+00
-1.85E+00
-1.85E+00
-1.85E+00
-1.85E+00
-1.93E+00
-1.93E+00
-1.85E+00
-1.93E+00
-1.93E+00
-2.01E+00
-2.01E+00
-2.01E+00
-2.01E+00
-2.01E+00
-2.01E+00
-2.01E+00
-2.09E+00
-2.09E+00
-2.09E+00
-2.09E+00
-2.09E+00
-2.17E+00
-2.17E+00
-2.17E+00
-2.17E+00
-2.25E+00
-2.17E+00
-2.17E+00
-2.17E+00
-2.25E+00
-2.33E+00
-2.25E+00
-2.33E+00
-2.25E+00
-2.33E+00
-2.33E+00
-2.33E+00
-2.33E+00
-2.33E+00
-2.33E+00
-2.33E+00
-2.41E+00
-2.41E+00
-2.41E+00
-2.41E+00
-2.41E+00
-2.49E+00
-2.41E+00
-2.49E+00
-2.49E+00
-2.57E+00
-2.49E+00
-2.49E+00
-2.49E+00
-2.57E+00
-2.57E+00
-2.49E+00
-2.57E+00
-2.65E+00
-2.57E+00
-2.65E+00
-2.65E+00
-2.65E+00
-2.65E+00
-2.65E+00
-2.73E+00
-2.57E+00
-2.65E+00
-2.65E+00
-2.65E+00
-2.73E+00
-2.73E+00
-2.73E+00
-2.73E+00
-2.73E+00
-2.73E+00
-2.73E+00
-2.73E+00
-2.81E+00
-2.81E+00
-2.73E+00
-2.73E+00
-2.81E+00
-2.81E+00
-2.81E+00
-2.81E+00
-2.81E+00
-2.89E+00
-2.89E+00
-2.81E+00
-2.89E+00
-2.89E+00
-2.89E+00
-2.89E+00
-2.89E+00
-2.89E+00
-2.89E+00
-2.89E+00
-2.89E+00
-2.89E+00
-2.89E+00
-2.97E+00
-2.89E+00
-2.97E+00
-2.97E+00
-2.97E+00
-2.97E+00
-2.97E+00
-2.97E+00
-2.97E+00
-2.97E+00
-2.97E+00
-2.97E+00
-2.97E+00
-3.06E+00
-3.06E+00
-2.97E+00
-2.97E+00
-3.06E+00
-2.97E+00
-2.97E+00
-2.97E+00
-2.89E+00
-3.06E+00
-3.06E+00
-2.97E+00
-3.06E+00
-3.06E+00
-3.06E+00
-3.06E+00
-2.97E+00
-3.06E+00
-3.06E+00
-3.06E+00
-3.06E+00
-3.06E+00
-3.06E+00
-3.06E+00
-2.97E+00
-3.06E+00
-3.06E+00
-3.06E+00
-3.06E+00
-3.06E+00
-3.06E+00
-3.06E+00
-3.14E+00
-3.06E+00
-3.06E+00
-3.14E+00
-3.06E+00
-3.14E+00
-3.06E+00
-3.06E+00
-2.97E+00
-3.14E+00
-3.06E+00
-3.06E+00
-3.06E+00
-3.06E+00
-3.06E+00
-3.06E+00
-3.06E+00
-3.06E+00
-3.06E+00
-3.06E+00
-3.06E+00
-3.06E+00
-3.06E+00
-3.06E+00
-3.06E+00
-3.06E+00
-2.97E+00
-2.97E+00
-3.06E+00
-2.97E+00
-3.06E+00
-2.97E+00
-3.06E+00
-2.97E+00
-2.97E+00
-2.97E+00
-2.97E+00
-2.97E+00
-2.97E+00
-2.97E+00
-2.89E+00
-2.97E+00
-2.97E+00
-2.97E+00
-2.97E+00
-2.97E+00
-2.97E+00
-2.89E+00
-2.97E+00
-2.89E+00
-2.89E+00
-2.97E+00
-2.89E+00
-2.89E+00
-2.89E+00
-2.89E+00
-2.89E+00
-2.81E+00
-2.89E+00
-2.89E+00
-2.81E+00
-2.89E+00
-2.89E+00
-2.89E+00
-2.81E+00
-2.89E+00
-2.81E+00
-2.81E+00
-2.89E+00
-2.81E+00
-2.81E+00
-2.81E+00
-2.81E+00
-2.73E+00
-2.81E+00
-2.73E+00
-2.73E+00
-2.73E+00
-2.73E+00
-2.73E+00
-2.73E+00
-2.73E+00
-2.65E+00
-2.65E+00
-2.65E+00
-2.65E+00
-2.65E+00
-2.65E+00
-2.65E+00
-2.65E+00
-2.57E+00
-2.65E+00
-2.65E+00
-2.49E+00
-2.57E+00
-2.57E+00
-2.57E+00
-2.57E+00
-2.49E+00
-2.49E+00
-2.49E+00
-2.49E+00
-2.49E+00
-2.49E+00
-2.49E+00
-2.41E+00
-2.41E+00
-2.49E+00
-2.41E+00
-2.41E+00
-2.41E+00
-2.49E+00
-2.33E+00
-2.33E+00
-2.33E+00
-2.33E+00
-2.33E+00
-2.25E+00
-2.33E+00
-2.25E+00
-2.25E+00
-2.33E+00
-2.25E+00
-2.25E+00
-2.25E+00
-2.25E+00
-2.17E+00
-2.17E+00
-2.25E+00
-2.25E+00
-2.09E+00
-2.09E+00
-2.09E+00
-2.09E+00
-2.17E+00
-2.09E+00
-2.09E+00
-2.01E+00
-2.01E+00
-2.01E+00
-2.01E+00
-1.93E+00
-1.93E+00
-1.93E+00
-1.93E+00
-1.93E+00
-1.93E+00
-1.85E+00
-1.85E+00
-1.85E+00
-1.85E+00
-1.85E+00
-1.85E+00
-1.77E+00
-1.85E+00
-1.77E+00
-1.77E+00
-1.77E+00
-1.69E+00
-1.77E+00
-1.69E+00
-1.61E+00
-1.69E+00
-1.61E+00
-1.69E+00
-1.61E+00
-1.69E+00
-1.61E+00
-1.61E+00
-1.53E+00
-1.53E+00
-1.53E+00
-1.53E+00
-1.45E+00
-1.53E+00
-1.45E+00
-1.53E+00
-1.45E+00
-1.45E+00
-1.37E+00
-1.37E+00
-1.37E+00
-1.29E+00
-1.29E+00
-1.37E+00
-1.21E+00
-1.37E+00
-1.29E+00
-1.29E+00
-1.29E+00
-1.21E+00
-1.13E+00
-1.13E+00
-1.13E+00
-1.13E+00
-1.13E+00
-1.13E+00
-1.13E+00
-1.05E+00
-1.05E+00
-1.05E+00
-1.05E+00
-9.65E-01
-9.65E-01
-8.84E-01
-8.84E-01
-9.65E-01
-8.84E-01
-8.04E-01
-8.04E-01
-8.04E-01
-8.04E-01
-8.04E-01
-7.24E-01
-8.04E-01
-7.24E-01
-7.24E-01
-7.24E-01
-7.24E-01
-6.43E-01
-6.43E-01
-6.43E-01
-6.43E-01
-6.43E-01
-6.43E-01
-5.63E-01
-4.82E-01
-5.63E-01
-4.82E-01
-4.02E-01
-4.82E-01
-4.82E-01
-4.82E-01
-4.02E-01
-4.02E-01
-3.22E-01
-4.02E-01
-3.22E-01
-3.22E-01
-2.41E-01
-2.41E-01
-3.22E-01
-2.41E-01
-3.22E-01
-1.61E-01
-2.41E-01
-1.61E-01
-1.61E-01
-1.61E-01
-8.04E-02
-8.04E-02
-8.04E-02
-8.04E-02
-8.04E-02
-8.04E-02
0.00E+00
0.00E+00
8.04E-02
0.00E+00
8.04E-02
8.04E-02
8.04E-02
8.04E-02
1.61E-01
1.61E-01
1.61E-01
1.61E-01
2.41E-01
2.41E-01
2.41E-01
2.41E-01
3.22E-01
3.22E-01
3.22E-01
3.22E-01
3.22E-01
4.02E-01
3.22E-01
4.82E-01
4.82E-01
4.82E-01
4.82E-01
4.82E-01
5.63E-01
4.82E-01
4.82E-01
5.63E-01
6.43E-01
6.43E-01
5.63E-01
7.24E-01
6.43E-01
6.43E-01
7.24E-01
7.24E-01
7.24E-01
7.24E-01
8.04E-01
8.04E-01
8.04E-01
8.84E-01
8.04E-01
9.65E-01
8.84E-01
8.84E-01
8.84E-01
8.84E-01
9.65E-01
9.65E-01
1.05E+00
9.65E-01
1.05E+00
1.05E+00
1.05E+00
1.05E+00
1.05E+00
1.13E+00
1.21E+00
1.05E+00
1.13E+00
1.13E+00
1.13E+00
1.21E+00
1.21E+00
1.21E+00
1.29E+00
1.37E+00
1.29E+00
1.29E+00
1.29E+00
1.37E+00
1.37E+00
1.37E+00
1.45E+00
1.45E+00
1.37E+00
1.45E+00
1.53E+00
1.45E+00
1.45E+00
1.53E+00
1.53E+00
1.53E+00
1.61E+00
1.61E+00
1.61E+00
1.53E+00
1.61E+00
1.61E+00
1.61E+00
1.61E+00
1.69E+00
1.69E+00
1.69E+00
1.77E+00
1.77E+00
1.77E+00
1.77E+00
1.85E+00
1.85E+00
1.85E+00
1.77E+00
1.85E+00
1.85E+00
1.93E+00
2.01E+00
1.85E+00
1.93E+00
2.01E+00
1.93E+00
2.01E+00
2.01E+00
1.93E+00
2.01E+00
2.01E+00
1.93E+00
2.01E+00
2.01E+00
2.09E+00
2.09E+00
2.09E+00
2.09E+00
2.17E+00
2.09E+00
2.17E+00
2.17E+00
2.25E+00
2.17E+00
2.25E+00
2.25E+00
2.25E+00
2.25E+00
2.25E+00
2.25E+00
2.33E+00
2.25E+00
2.33E+00
2.25E+00
2.33E+00
2.33E+00
2.41E+00
2.33E+00
2.41E+00
2.41E+00
2.41E+00
2.41E+00
2.41E+00
2.49E+00
2.49E+00
2.49E+00
2.49E+00
2.41E+00
2.41E+00
2.49E+00
2.49E+00
2.57E+00
2.57E+00
2.49E+00
2.57E+00
2.57E+00
2.49E+00
2.57E+00
2.57E+00
2.57E+00
2.57E+00
2.57E+00
2.57E+00
2.65E+00
2.57E+00
2.65E+00
2.65E+00
2.65E+00
2.57E+00
2.65E+00
2.65E+00
2.73E+00
2.65E+00
2.73E+00
2.73E+00
2.73E+00
2.73E+00
2.73E+00
2.81E+00
2.73E+00
2.73E+00
2.73E+00
2.73E+00
2.73E+00
2.73E+00
2.73E+00
2.73E+00
2.81E+00
2.73E+00
2.81E+00
2.73E+00
2.81E+00
2.81E+00
2.89E+00
2.81E+00
2.89E+00
2.81E+00
2.81E+00
2.89E+00
2.81E+00
2.81E+00
2.89E+00
2.89E+00
2.97E+00
2.81E+00
2.89E+00
2.81E+00
2.89E+00
2.89E+00
2.97E+00
2.89E+00
2.89E+00
2.89E+00
2.97E+00
2.89E+00
2.89E+00
2.89E+00
2.89E+00
2.89E+00
2.89E+00
2.89E+00
2.97E+00
2.89E+00
2.97E+00
2.89E+00
2.97E+00
2.97E+00
2.89E+00
2.97E+00
2.89E+00
2.81E+00
2.89E+00
2.89E+00
2.89E+00
2.97E+00
2.97E+00
2.97E+00
2.89E+00
2.97E+00
2.89E+00
2.97E+00
2.89E+00
2.97E+00
2.89E+00
2.89E+00
2.89E+00
2.89E+00
2.97E+00
2.97E+00
2.97E+00
2.89E+00
2.89E+00
2.81E+00
2.89E+00
2.89E+00
2.89E+00
2.97E+00
2.97E+00
2.97E+00
2.89E+00
2.89E+00
2.89E+00
2.89E+00
2.97E+00
2.89E+00
2.89E+00
2.89E+00
2.89E+00
2.89E+00
2.89E+00
2.89E+00
2.81E+00
2.81E+00
2.81E+00
2.81E+00
2.89E+00
2.89E+00
2.89E+00
2.81E+00
2.81E+00
2.89E+00
2.89E+00
2.81E+00
2.81E+00
2.89E+00
2.81E+00
2.81E+00
2.81E+00
2.81E+00
2.81E+00
2.81E+00
2.81E+00
2.81E+00
2.81E+00
2.73E+00
2.73E+00
2.73E+00
2.73E+00
2.73E+00
2.81E+00
2.65E+00
2.73E+00
2.73E+00
2.73E+00
2.65E+00
2.73E+00
2.73E+00
2.65E+00
2.65E+00
2.65E+00
2.65E+00
2.65E+00
2.57E+00
2.57E+00
2.57E+00
2.65E+00
2.65E+00
2.57E+00
2.65E+00
2.57E+00
2.57E+00
2.57E+00
2.49E+00
2.57E+00
2.57E+00
2.49E+00
2.57E+00
2.49E+00
2.49E+00
2.49E+00
2.49E+00
2.49E+00
2.49E+00
2.41E+00
2.41E+00
2.41E+00
2.33E+00
2.41E+00
2.41E+00
2.41E+00
2.41E+00
2.33E+00
2.41E+00
2.33E+00
2.33E+00
2.33E+00
2.33E+00
2.33E+00
2.25E+00
2.25E+00
2.25E+00
2.17E+00
2.17E+00
2.25E+00
2.25E+00
2.17E+00
2.17E+00
2.17E+00
2.17E+00
2.09E+00
2.09E+00
2.17E+00
2.09E+00
2.09E+00
2.09E+00
2.09E+00
2.09E+00
2.01E+00
1.93E+00
2.01E+00
2.01E+00
1.93E+00
2.01E+00
1.93E+00
1.93E+00
2.01E+00
1.93E+00
1.85E+00
1.85E+00
1.93E+00
1.85E+00
1.85E+00
1.85E+00
1.77E+00
1.77E+00
1.77E+00
1.77E+00
1.69E+00
1.69E+00
1.77E+00
1.77E+00
1.69E+00
1.69E+00
1.69E+00
1.61E+00
1.61E+00
1.61E+00
1.69E+00
1.61E+00
1.53E+00
1.53E+00
1.61E+00
1.53E+00
1.53E+00
1.45E+00
1.45E+00
1.45E+00
1.45E+00
1.37E+00
1.37E+00
1.37E+00
1.37E+00
1.29E+00
1.37E+00
1.37E+00
1.29E+00
1.21E+00
1.29E+00
1.21E+00
1.21E+00
1.21E+00
1.21E+00
1.21E+00
1.13E+00
1.21E+00
1.13E+00
1.05E+00
1.05E+00
1.05E+00
1.05E+00
9.65E-01
9.65E-01
1.05E+00
9.65E-01
9.65E-01
9.65E-01
8.84E-01
8.84E-01
8.84E-01
8.84E-01
8.84E-01
8.04E-01
8.04E-01
8.04E-01
7.24E-01
8.04E-01
7.24E-01
7.24E-01
6.43E-01
7.24E-01
6.43E-01
6.43E-01
6.43E-01
6.43E-01
5.63E-01
5.63E-01
5.63E-01
5.63E-01
4.82E-01
4.82E-01
4.02E-01
4.82E-01
4.02E-01
4.02E-01
4.02E-01
4.02E-01
4.02E-01
3.22E-01
3.22E-01
3.22E-01
3.22E-01
2.41E-01
3.22E-01
2.41E-01
2.41E-01
2.41E-01
1.61E-01
2.41E-01
1.61E-01
1.61E-01
8.04E-02
8.04E-02
8.04E-02
8.04E-02
8.04E-02
0.00E+00
0.00E+00
0.00E+00
-8.04E-02
-8.04E-02
-8.04E-02
-1.61E-01
-1.61E-01
-1.61E-01
-8.04E-02
-2.41E-01
-2.41E-01
-2.41E-01
-1.61E-01
-2.41E-01
-3.22E-01
-2.41E-01
-3.22E-01
-3.22E-01
-3.22E-01
-3.22E-01
-4.02E-01
-4.02E-01
-4.02E-01
-4.02E-01
-4.02E-01
-4.02E-01
-4.82E-01
-4.82E-01
-4.82E-01
-4.82E-01
-4.82E-01
-5.63E-01
-6.43E-01
-6.43E-01
-6.43E-01
-6.43E-01
-6.43E-01
-7.24E-01
-7.24E-01
-6.43E-01
-7.24E-01
-7.24E-01
-7.24E-01
-8.04E-01
-8.04E-01
-8.04E-01
-8.84E-01
-8.84E-01
-8.84E-01
-8.84E-01
-9.65E-01
-9.65E-01
-8.84E-01
-9.65E-01
-1.05E+00
-9.65E-01
-9.65E-01
-1.05E+00
-1.05E+00
-1.13E+00
-1.05E+00
-1.05E+00
-1.13E+00
-1.21E+00
-1.21E+00
-1.29E+00
-1.13E+00
-1.21E+00
-1.21E+00
-1.29E+00
-1.29E+00
-1.29E+00
-1.29E+00
-1.21E+00
-1.37E+00
-1.37E+00
-1.37E+00
-1.37E+00
-1.45E+00
-1.45E+00
-1.45E+00
-1.53E+00
-1.45E+00
-1.53E+00
-1.53E+00
-1.61E+00
-1.61E+00
-1.61E+00
-1.61E+00
-1.61E+00
-1.61E+00
-1.61E+00
-1.61E+00
-1.69E+00
-1.61E+00
-1.61E+00
-1.69E+00
-1.69E+00
-1.69E+00
-1.69E+00
-1.77E+00
-1.77E+00
-1.77E+00
-1.77E+00
-1.85E+00
-1.85E+00
-1.85E+00
-1.85E+00
-1.85E+00
-1.93E+00
-1.93E+00
-1.93E+00
-1.93E+00
-1.93E+00
-2.01E+00
-2.01E+00
-2.01E+00
-2.01E+00
-2.01E+00
-2.09E+00
-2.01E+00
-2.09E+00
-2.09E+00
-2.09E+00
-2.17E+00
-2.09E+00
-2.17E+00
-2.09E+00
-2.17E+00
-2.17E+00
-2.25E+00
-2.25E+00
-2.25E+00
-2.25E+00
-2.25E+00
-2.33E+00
-2.33E+00
-2.41E+00
-2.33E+00
-2.33E+00
-2.33E+00
-2.41E+00
-2.33E+00
-2.33E+00
-2.41E+00
-2.41E+00
-2.41E+00
-2.41E+00
-2.49E+00
-2.41E+00
-2.49E+00
-2.41E+00
-2.57E+00
-2.49E+00
-2.49E+00
-2.49E+00
-2.49E+00
-2.49E+00
-2.57E+00
-2.57E+00
-2.57E+00
-2.57E+00
-2.49E+00
-2.65E+00
-2.57E+00
-2.65E+00
-2.65E+00
-2.65E+00
-2.65E+00
-2.65E+00
-2.65E+00
-2.73E+00
-2.65E+00
-2.73E+00
-2.73E+00
-2.73E+00
-2.73E+00
-2.73E+00
-2.81E+00
-2.73E+00
-2.73E+00
-2.73E+00
-2.73E+00
-2.73E+00
-2.73E+00
-2.81E+00
-2.81E+00
-2.73E+00
-2.81E+00
-2.81E+00
-2.89E+00
-2.89E+00
-2.81E+00
-2.89E+00
-2.89E+00
-2.89E+00
-2.89E+00
-2.89E+00
-2.89E+00
-2.89E+00
-2.89E+00
-2.89E+00
-2.89E+00
-2.89E+00
-2.97E+00
-2.89E+00
-2.89E+00
-2.97E+00
-2.89E+00
-2.97E+00
-2.97E+00
-2.97E+00
-2.97E+00
-2.97E+00
-2.97E+00
-2.97E+00
-2.97E+00
-3.06E+00
-2.97E+00
-2.97E+00
-3.06E+00
-2.97E+00
-2.97E+00
-2.89E+00
-2.97E+00
-3.06E+00
-2.97E+00
-2.89E+00
-3.06E+00
-3.06E+00
-3.06E+00
-3.06E+00
-2.97E+00
-3.06E+00
-3.06E+00
-3.06E+00
-2.97E+00
-3.06E+00
-3.06E+00
-3.06E+00
-3.06E+00
-3.14E+00
-3.06E+00
-3.06E+00
-3.14E+00
-3.06E+00
-3.06E+00
-3.06E+00
-3.14E+00
-3.06E+00
-3.06E+00
-3.14E+00
-2.97E+00
-3.06E+00
-3.14E+00
-3.06E+00
-3.14E+00
-3.06E+00
-3.06E+00
-3.06E+00
-3.06E+00
-3.06E+00
-3.06E+00
-3.14E+00
-3.06E+00
-3.06E+00
-3.06E+00
-3.06E+00
-2.97E+00
-3.06E+00
-3.06E+00
-2.97E+00
-3.06E+00
-3.06E+00
-3.06E+00
-3.06E+00
-3.06E+00
-3.06E+00
-3.06E+00
-3.06E+00
-2.97E+00
-3.06E+00
-2.97E+00
-2.97E+00
-2.97E+00
-3.06E+00
-2.97E+00
-2.97E+00
-2.97E+00
-2.97E+00
-2.97E+00
-2.97E+00
-2.97E+00
-2.97E+00
-2.89E+00
-2.97E+00
-2.97E+00
-2.97E+00
-2.89E+00
-2.89E+00
-2.97E+00
-2.89E+00
-2.89E+00
-2.89E+00
-2.89E+00
-2.89E+00
-2.97E+00
-2.89E+00
-2.89E+00
-2.89E+00
-2.81E+00
-2.89E+00
-2.89E+00
-2.89E+00
-2.81E+00
-2.81E+00
-2.89E+00
-2.81E+00
-2.81E+00
-2.81E+00
-2.81E+00
-2.81E+00
-2.81E+00
-2.73E+00
-2.81E+00
-2.73E+00
-2.73E+00
-2.73E+00
-2.73E+00
-2.73E+00
-2.73E+00
-2.65E+00
-2.73E+00
-2.65E+00
-2.65E+00
-2.73E+00
-2.65E+00
-2.65E+00
-2.65E+00
-2.65E+00
-2.65E+00
-2.65E+00
-2.57E+00
-2.57E+00
-2.57E+00
-2.57E+00
-2.57E+00
-2.49E+00
-2.57E+00
-2.57E+00
-2.49E+00
-2.49E+00
-2.49E+00
-2.49E+00
-2.49E+00
-2.41E+00
-2.41E+00
-2.41E+00
-2.41E+00
-2.41E+00
-2.41E+00
-2.41E+00
-2.41E+00
-2.33E+00
-2.33E+00
-2.33E+00
-2.33E+00
-2.33E+00
-2.33E+00
-2.33E+00
-2.33E+00
-2.25E+00
-2.25E+00
-2.25E+00
-2.25E+00
-2.25E+00
-2.25E+00
-2.25E+00
-2.17E+00
-2.17E+00
-2.17E+00
-2.17E+00
-2.09E+00
-2.09E+00
-2.17E+00
-2.09E+00
-2.09E+00
-2.09E+00
-2.01E+00
-2.01E+00
-2.01E+00
-2.01E+00
-2.01E+00
-1.93E+00
-1.93E+00
-1.93E+00
-1.93E+00
-1.93E+00
-1.93E+00
-1.85E+00
-1.85E+00
-1.85E+00
-1.85E+00
-1.85E+00
-1.77E+00
-1.77E+00
-1.69E+00
-1.77E+00
-1.77E+00
-1.69E+00
-1.69E+00
-1.69E+00
-1.69E+00
-1.61E+00
-1.69E+00
-1.61E+00
-1.61E+00
-1.61E+00
-1.61E+00
-1.53E+00
-1.53E+00
-1.53E+00
-1.53E+00
-1.53E+00
-1.53E+00
-1.45E+00
-1.37E+00
-1.45E+00
-1.45E+00
-1.45E+00
-1.45E+00
-1.37E+00
-1.37E+00
-1.29E+00
-1.29E+00
-1.21E+00
-1.21E+00
-1.29E+00
-1.21E+00
-1.21E+00
-1.21E+00
-1.21E+00
-1.21E+00
-1.13E+00
-1.05E+00
-1.13E+00
-1.05E+00
-1.13E+00
-1.05E+00
-1.05E+00
-1.05E+00
-1.05E+00
-9.65E-01
-8.84E-01
-9.65E-01
-8.84E-01
-8.04E-01
-8.84E-01
-8.84E-01
-8.84E-01
-8.04E-01
-8.04E-01
-8.04E-01
-7.24E-01
-7.24E-01
-7.24E-01
-7.24E-01
-7.24E-01
-7.24E-01
-6.43E-01
-6.43E-01
-6.43E-01
-5.63E-01
-6.43E-01
-5.63E-01
-5.63E-01
-5.63E-01
-5.63E-01
-4.82E-01
-4.82E-01
-4.02E-01
-4.02E-01
-4.02E-01
-4.02E-01
-4.02E-01
-4.02E-01
-3.22E-01
-3.22E-01
-4.02E-01
-3.22E-01
-3.22E-01
-3.22E-01
-2.41E-01
-2.41E-01
-1.61E-01
-2.41E-01
-1.61E-01
-2.41E-01
-1.61E-01
-8.04E-02
-8.04E-02
-8.04E-02
-8.04E-02
0.00E+00
0.00E+00
0.00E+00
8.04E-02];
y=[0.00E+00
8.04E-02
8.04E-02
8.04E-02
0.00E+00
1.61E-01
8.04E-02
1.61E-01
1.61E-01
2.41E-01
2.41E-01
1.61E-01
3.22E-01
2.41E-01
3.22E-01
3.22E-01
3.22E-01
3.22E-01
4.02E-01
4.82E-01
3.22E-01
4.02E-01
4.02E-01
4.02E-01
4.82E-01
4.02E-01
4.82E-01
5.63E-01
5.63E-01
4.82E-01
5.63E-01
6.43E-01
6.43E-01
7.24E-01
6.43E-01
7.24E-01
7.24E-01
7.24E-01
7.24E-01
7.24E-01
8.04E-01
8.04E-01
8.04E-01
8.84E-01
8.84E-01
8.84E-01
8.04E-01
8.84E-01
9.65E-01
9.65E-01
9.65E-01
9.65E-01
9.65E-01
9.65E-01
1.05E+00
1.05E+00
1.05E+00
1.05E+00
1.13E+00
1.13E+00
1.05E+00
1.21E+00
1.21E+00
1.13E+00
1.21E+00
1.21E+00
1.21E+00
1.29E+00
1.29E+00
1.37E+00
1.37E+00
1.21E+00
1.37E+00
1.29E+00
1.45E+00
1.37E+00
1.37E+00
1.37E+00
1.45E+00
1.53E+00
1.45E+00
1.53E+00
1.45E+00
1.53E+00
1.45E+00
1.53E+00
1.61E+00
1.61E+00
1.53E+00
1.61E+00
1.53E+00
1.61E+00
1.61E+00
1.61E+00
1.69E+00
1.69E+00
1.69E+00
1.69E+00
1.77E+00
1.77E+00
1.77E+00
1.85E+00
1.77E+00
1.77E+00
1.77E+00
1.85E+00
1.85E+00
1.85E+00
1.85E+00
1.85E+00
1.85E+00
1.93E+00
1.93E+00
2.01E+00
2.01E+00
2.01E+00
1.93E+00
2.01E+00
2.09E+00
2.09E+00
2.09E+00
2.09E+00
2.09E+00
2.09E+00
2.09E+00
2.17E+00
2.09E+00
2.09E+00
2.17E+00
2.17E+00
2.17E+00
2.25E+00
2.17E+00
2.17E+00
2.17E+00
2.25E+00
2.25E+00
2.25E+00
2.25E+00
2.25E+00
2.25E+00
2.33E+00
2.25E+00
2.25E+00
2.33E+00
2.25E+00
2.33E+00
2.33E+00
2.33E+00
2.33E+00
2.33E+00
2.33E+00
2.41E+00
2.33E+00
2.41E+00
2.33E+00
2.41E+00
2.41E+00
2.33E+00
2.33E+00
2.33E+00
2.41E+00
2.41E+00
2.41E+00
2.41E+00
2.41E+00
2.41E+00
2.41E+00
2.49E+00
2.41E+00
2.41E+00
2.33E+00
2.41E+00
2.49E+00
2.41E+00
2.49E+00
2.41E+00
2.41E+00
2.41E+00
2.41E+00
2.41E+00
2.49E+00
2.41E+00
2.41E+00
2.41E+00
2.41E+00
2.49E+00
2.41E+00
2.41E+00
2.49E+00
2.41E+00
2.41E+00
2.41E+00
2.41E+00
2.41E+00
2.49E+00
2.49E+00
2.49E+00
2.49E+00
2.49E+00
2.49E+00
2.41E+00
2.49E+00
2.41E+00
2.41E+00
2.49E+00
2.41E+00
2.41E+00
2.49E+00
2.49E+00
2.41E+00
2.41E+00
2.49E+00
2.41E+00
2.41E+00
2.41E+00
2.49E+00
2.41E+00
2.41E+00
2.49E+00
2.49E+00
2.49E+00
2.49E+00
2.41E+00
2.41E+00
2.49E+00
2.41E+00
2.49E+00
2.41E+00
2.49E+00
2.49E+00
2.49E+00
2.41E+00
2.41E+00
2.41E+00
2.49E+00
2.49E+00
2.41E+00
2.41E+00
2.49E+00
2.49E+00
2.41E+00
2.49E+00
2.41E+00
2.41E+00
2.41E+00
2.49E+00
2.49E+00
2.49E+00
2.41E+00
2.49E+00
2.49E+00
2.49E+00
2.41E+00
2.41E+00
2.41E+00
2.41E+00
2.41E+00
2.49E+00
2.41E+00
2.41E+00
2.41E+00
2.41E+00
2.41E+00
2.49E+00
2.41E+00
2.41E+00
2.49E+00
2.49E+00
2.49E+00
2.49E+00
2.41E+00
2.49E+00
2.41E+00
2.41E+00
2.49E+00
2.49E+00
2.41E+00
2.41E+00
2.49E+00
2.41E+00
2.41E+00
2.49E+00
2.41E+00
2.41E+00
2.41E+00
2.41E+00
2.49E+00
2.41E+00
2.41E+00
2.41E+00
2.41E+00
2.41E+00
2.41E+00
2.41E+00
2.41E+00
2.49E+00
2.41E+00
2.41E+00
2.41E+00
2.41E+00
2.41E+00
2.41E+00
2.49E+00
2.41E+00
2.41E+00
2.41E+00
2.41E+00
2.41E+00
2.49E+00
2.49E+00
2.41E+00
2.41E+00
2.41E+00
2.33E+00
2.41E+00
2.41E+00
2.33E+00
2.41E+00
2.49E+00
2.41E+00
2.41E+00
2.41E+00
2.33E+00
2.41E+00
2.33E+00
2.49E+00
2.41E+00
2.41E+00
2.41E+00
2.41E+00
2.41E+00
2.41E+00
2.41E+00
2.41E+00
2.41E+00
2.33E+00
2.33E+00
2.41E+00
2.41E+00
2.41E+00
2.41E+00
2.33E+00
2.33E+00
2.41E+00
2.41E+00
2.33E+00
2.33E+00
2.33E+00
2.25E+00
2.33E+00
2.33E+00
2.33E+00
2.25E+00
2.25E+00
2.25E+00
2.25E+00
2.25E+00
2.25E+00
2.25E+00
2.17E+00
2.17E+00
2.17E+00
2.17E+00
2.17E+00
2.17E+00
2.09E+00
2.17E+00
2.17E+00
2.17E+00
2.17E+00
2.09E+00
2.09E+00
2.01E+00
2.01E+00
1.93E+00
2.01E+00
1.93E+00
1.93E+00
2.01E+00
1.93E+00
1.85E+00
1.93E+00
1.85E+00
1.93E+00
1.93E+00
1.77E+00
1.85E+00
1.85E+00
1.85E+00
1.77E+00
1.77E+00
1.77E+00
1.69E+00
1.77E+00
1.69E+00
1.69E+00
1.69E+00
1.69E+00
1.61E+00
1.61E+00
1.61E+00
1.61E+00
1.61E+00
1.61E+00
1.53E+00
1.53E+00
1.53E+00
1.53E+00
1.53E+00
1.53E+00
1.45E+00
1.45E+00
1.37E+00
1.37E+00
1.45E+00
1.45E+00
1.37E+00
1.37E+00
1.37E+00
1.37E+00
1.29E+00
1.29E+00
1.29E+00
1.21E+00
1.21E+00
1.21E+00
1.21E+00
1.21E+00
1.13E+00
1.13E+00
1.05E+00
1.13E+00
1.13E+00
1.13E+00
1.05E+00
1.05E+00
1.05E+00
1.05E+00
9.65E-01
1.05E+00
9.65E-01
8.84E-01
8.84E-01
8.84E-01
8.84E-01
8.84E-01
8.84E-01
8.04E-01
8.04E-01
8.04E-01
7.24E-01
7.24E-01
7.24E-01
7.24E-01
7.24E-01
7.24E-01
7.24E-01
7.24E-01
6.43E-01
6.43E-01
6.43E-01
5.63E-01
5.63E-01
5.63E-01
4.82E-01
5.63E-01
4.02E-01
4.02E-01
4.82E-01
4.82E-01
4.82E-01
4.02E-01
3.22E-01
4.02E-01
3.22E-01
3.22E-01
3.22E-01
3.22E-01
2.41E-01
2.41E-01
1.61E-01
2.41E-01
1.61E-01
8.04E-02
1.61E-01
1.61E-01
8.04E-02
8.04E-02
8.04E-02
0.00E+00
8.04E-02
-8.04E-02
0.00E+00
0.00E+00
8.04E-02
-8.04E-02
-8.04E-02
-8.04E-02
-8.04E-02
-1.61E-01
-1.61E-01
-1.61E-01
-8.04E-02
-1.61E-01
-2.41E-01
-2.41E-01
-2.41E-01
-3.22E-01
-3.22E-01
-3.22E-01
-4.02E-01
-3.22E-01
-3.22E-01
-4.02E-01
-4.82E-01
-4.02E-01
-4.82E-01
-4.82E-01
-4.02E-01
-4.82E-01
-5.63E-01
-4.82E-01
-4.82E-01
-5.63E-01
-6.43E-01
-6.43E-01
-6.43E-01
-5.63E-01
-6.43E-01
-6.43E-01
-6.43E-01
-8.04E-01
-7.24E-01
-7.24E-01
-7.24E-01
-8.04E-01
-8.04E-01
-8.04E-01
-8.04E-01
-8.04E-01
-8.84E-01
-9.65E-01
-8.84E-01
-9.65E-01
-9.65E-01
-8.84E-01
-9.65E-01
-1.05E+00
-9.65E-01
-1.05E+00
-9.65E-01
-1.05E+00
-1.05E+00
-1.05E+00
-1.13E+00
-1.13E+00
-1.13E+00
-1.13E+00
-1.21E+00
-1.21E+00
-1.13E+00
-1.21E+00
-1.29E+00
-1.29E+00
-1.37E+00
-1.29E+00
-1.29E+00
-1.37E+00
-1.37E+00
-1.37E+00
-1.37E+00
-1.45E+00
-1.45E+00
-1.45E+00
-1.45E+00
-1.53E+00
-1.53E+00
-1.45E+00
-1.53E+00
-1.53E+00
-1.53E+00
-1.53E+00
-1.61E+00
-1.69E+00
-1.69E+00
-1.61E+00
-1.61E+00
-1.69E+00
-1.77E+00
-1.61E+00
-1.77E+00
-1.69E+00
-1.77E+00
-1.77E+00
-1.77E+00
-1.77E+00
-1.77E+00
-1.77E+00
-1.85E+00
-1.85E+00
-1.85E+00
-1.93E+00
-1.93E+00
-1.93E+00
-2.01E+00
-2.01E+00
-2.01E+00
-2.09E+00
-2.01E+00
-1.93E+00
-2.09E+00
-2.01E+00
-2.01E+00
-2.17E+00
-2.09E+00
-2.09E+00
-2.09E+00
-2.17E+00
-2.17E+00
-2.17E+00
-2.17E+00
-2.17E+00
-2.17E+00
-2.17E+00
-2.17E+00
-2.17E+00
-2.25E+00
-2.17E+00
-2.25E+00
-2.33E+00
-2.33E+00
-2.25E+00
-2.33E+00
-2.33E+00
-2.33E+00
-2.33E+00
-2.33E+00
-2.41E+00
-2.33E+00
-2.33E+00
-2.41E+00
-2.41E+00
-2.41E+00
-2.41E+00
-2.41E+00
-2.49E+00
-2.49E+00
-2.49E+00
-2.49E+00
-2.41E+00
-2.49E+00
-2.57E+00
-2.57E+00
-2.57E+00
-2.57E+00
-2.57E+00
-2.65E+00
-2.57E+00
-2.57E+00
-2.73E+00
-2.65E+00
-2.65E+00
-2.65E+00
-2.65E+00
-2.65E+00
-2.65E+00
-2.65E+00
-2.65E+00
-2.65E+00
-2.65E+00
-2.65E+00
-2.81E+00
-2.81E+00
-2.73E+00
-2.73E+00
-2.73E+00
-2.73E+00
-2.81E+00
-2.81E+00
-2.81E+00
-2.81E+00
-2.81E+00
-2.73E+00
-2.89E+00
-2.81E+00
-2.81E+00
-2.81E+00
-2.81E+00
-2.81E+00
-2.89E+00
-2.89E+00
-2.89E+00
-2.89E+00
-2.89E+00
-2.89E+00
-2.89E+00
-2.89E+00
-2.89E+00
-2.81E+00
-2.97E+00
-2.89E+00
-2.89E+00
-2.89E+00
-2.89E+00
-2.89E+00
-2.97E+00
-2.97E+00
-2.89E+00
-2.89E+00
-2.97E+00
-2.97E+00
-2.97E+00
-2.97E+00
-2.97E+00
-2.97E+00
-2.97E+00
-2.97E+00
-3.06E+00
-3.06E+00
-2.97E+00
-2.89E+00
-2.89E+00
-2.97E+00
-2.97E+00
-2.97E+00
-2.97E+00
-2.97E+00
-2.97E+00
-3.06E+00
-3.06E+00
-3.06E+00
-2.97E+00
-3.06E+00
-2.97E+00
-3.06E+00
-3.06E+00
-2.97E+00
-3.06E+00
-2.97E+00
-3.06E+00
-3.06E+00
-2.97E+00
-2.97E+00
-2.97E+00
-2.97E+00
-2.97E+00
-3.06E+00
-2.97E+00
-3.06E+00
-2.97E+00
-3.06E+00
-3.06E+00
-2.97E+00
-2.97E+00
-3.06E+00
-3.06E+00
-2.97E+00
-2.97E+00
-2.97E+00
-2.97E+00
-3.06E+00
-3.06E+00
-2.97E+00
-2.97E+00
-3.06E+00
-3.06E+00
-2.97E+00
-2.97E+00
-2.97E+00
-2.97E+00
-2.89E+00
-3.06E+00
-2.89E+00
-2.97E+00
-2.97E+00
-2.97E+00
-2.89E+00
-3.06E+00
-2.97E+00
-3.06E+00
-2.97E+00
-2.89E+00
-2.97E+00
-2.89E+00
-2.97E+00
-2.89E+00
-2.97E+00
-2.89E+00
-2.89E+00
-2.89E+00
-2.89E+00
-2.89E+00
-2.89E+00
-2.89E+00
-2.89E+00
-2.89E+00
-2.89E+00
-2.81E+00
-2.81E+00
-2.81E+00
-2.89E+00
-2.73E+00
-2.89E+00
-2.89E+00
-2.89E+00
-2.89E+00
-2.89E+00
-2.89E+00
-2.81E+00
-2.81E+00
-2.73E+00
-2.81E+00
-2.81E+00
-2.81E+00
-2.73E+00
-2.73E+00
-2.73E+00
-2.65E+00
-2.65E+00
-2.73E+00
-2.73E+00
-2.73E+00
-2.73E+00
-2.65E+00
-2.65E+00
-2.65E+00
-2.65E+00
-2.65E+00
-2.57E+00
-2.65E+00
-2.57E+00
-2.57E+00
-2.57E+00
-2.57E+00
-2.57E+00
-2.57E+00
-2.57E+00
-2.65E+00
-2.57E+00
-2.57E+00
-2.49E+00
-2.49E+00
-2.49E+00
-2.57E+00
-2.41E+00
-2.41E+00
-2.41E+00
-2.49E+00
-2.41E+00
-2.41E+00
-2.33E+00
-2.41E+00
-2.41E+00
-2.41E+00
-2.33E+00
-2.33E+00
-2.33E+00
-2.33E+00
-2.33E+00
-2.25E+00
-2.25E+00
-2.33E+00
-2.33E+00
-2.17E+00
-2.17E+00
-2.25E+00
-2.25E+00
-2.25E+00
-2.17E+00
-2.17E+00
-2.17E+00
-2.25E+00
-2.09E+00
-2.09E+00
-2.17E+00
-2.01E+00
-2.09E+00
-2.09E+00
-2.01E+00
-2.09E+00
-2.01E+00
-2.01E+00
-1.93E+00
-2.01E+00
-1.93E+00
-1.93E+00
-1.93E+00
-1.93E+00
-1.85E+00
-2.01E+00
-1.85E+00
-1.93E+00
-1.85E+00
-1.85E+00
-1.77E+00
-1.77E+00
-1.77E+00
-1.85E+00
-1.77E+00
-1.69E+00
-1.69E+00
-1.77E+00
-1.69E+00
-1.69E+00
-1.69E+00
-1.69E+00
-1.61E+00
-1.61E+00
-1.61E+00
-1.61E+00
-1.61E+00
-1.53E+00
-1.53E+00
-1.45E+00
-1.53E+00
-1.45E+00
-1.37E+00
-1.37E+00
-1.45E+00
-1.37E+00
-1.45E+00
-1.37E+00
-1.37E+00
-1.37E+00
-1.29E+00
-1.29E+00
-1.29E+00
-1.29E+00
-1.21E+00
-1.29E+00
-1.29E+00
-1.21E+00
-1.21E+00
-1.21E+00
-1.21E+00
-1.05E+00
-1.05E+00
-1.05E+00
-1.05E+00
-1.05E+00
-1.05E+00
-1.05E+00
-1.13E+00
-1.13E+00
-1.05E+00
-9.65E-01
-9.65E-01
-8.84E-01
-8.84E-01
-8.84E-01
-8.84E-01
-8.84E-01
-8.04E-01
-8.04E-01
-7.24E-01
-7.24E-01
-8.04E-01
-7.24E-01
-7.24E-01
-6.43E-01
-7.24E-01
-6.43E-01
-5.63E-01
-6.43E-01
-6.43E-01
-5.63E-01
-5.63E-01
-5.63E-01
-4.82E-01
-5.63E-01
-4.82E-01
-4.02E-01
-4.02E-01
-4.82E-01
-4.82E-01
-4.02E-01
-2.41E-01
-4.02E-01
-3.22E-01
-3.22E-01
-3.22E-01
-4.02E-01
-2.41E-01
-3.22E-01
-3.22E-01
-1.61E-01
-2.41E-01
-1.61E-01
-1.61E-01
-1.61E-01
-1.61E-01
-8.04E-02
-8.04E-02
0.00E+00
-8.04E-02
0.00E+00
0.00E+00
-8.04E-02
0.00E+00
0.00E+00
8.04E-02
8.04E-02
8.04E-02
1.61E-01
8.04E-02
1.61E-01
1.61E-01
1.61E-01
1.61E-01
1.61E-01
2.41E-01
2.41E-01
3.22E-01
1.61E-01
3.22E-01
4.02E-01
4.02E-01
4.02E-01
4.02E-01
4.02E-01
4.02E-01
4.82E-01
4.02E-01
4.82E-01
4.82E-01
4.82E-01
5.63E-01
4.82E-01
5.63E-01
6.43E-01
6.43E-01
5.63E-01
5.63E-01
5.63E-01
7.24E-01
6.43E-01
7.24E-01
8.04E-01
8.04E-01
7.24E-01
8.04E-01
7.24E-01
8.04E-01
8.84E-01
8.04E-01
8.84E-01
8.84E-01
8.84E-01
8.84E-01
9.65E-01
9.65E-01
9.65E-01
9.65E-01
9.65E-01
9.65E-01
1.05E+00
1.05E+00
1.13E+00
1.13E+00
1.13E+00
1.13E+00
1.13E+00
1.21E+00
1.21E+00
1.13E+00
1.21E+00
1.29E+00
1.29E+00
1.21E+00
1.37E+00
1.29E+00
1.37E+00
1.37E+00
1.37E+00
1.37E+00
1.45E+00
1.45E+00
1.45E+00
1.37E+00
1.45E+00
1.53E+00
1.45E+00
1.53E+00
1.45E+00
1.53E+00
1.61E+00
1.61E+00
1.61E+00
1.53E+00
1.61E+00
1.61E+00
1.61E+00
1.61E+00
1.69E+00
1.69E+00
1.69E+00
1.77E+00
1.69E+00
1.69E+00
1.77E+00
1.77E+00
1.77E+00
1.77E+00
1.85E+00
1.85E+00
1.85E+00
1.85E+00
1.93E+00
1.93E+00
1.93E+00
1.93E+00
1.93E+00
1.93E+00
1.93E+00
2.01E+00
2.01E+00
1.93E+00
1.93E+00
2.09E+00
2.09E+00
2.01E+00
2.09E+00
2.17E+00
2.09E+00
2.09E+00
2.09E+00
2.17E+00
2.25E+00
2.17E+00
2.17E+00
2.17E+00
2.17E+00
2.17E+00
2.17E+00
2.25E+00
2.17E+00
2.25E+00
2.25E+00
2.25E+00
2.25E+00
2.25E+00
2.33E+00
2.33E+00
2.33E+00
2.33E+00
2.33E+00
2.33E+00
2.33E+00
2.33E+00
2.33E+00
2.33E+00
2.41E+00
2.33E+00
2.41E+00
2.41E+00
2.41E+00
2.33E+00
2.41E+00
2.33E+00
2.41E+00
2.41E+00
2.33E+00
2.41E+00
2.41E+00
2.41E+00
2.49E+00
2.41E+00
2.41E+00
2.41E+00
2.33E+00
2.41E+00
2.41E+00
2.33E+00
2.41E+00
2.41E+00
2.33E+00
2.49E+00
2.49E+00
2.49E+00
2.41E+00
2.41E+00
2.33E+00
2.41E+00
2.41E+00
2.41E+00
2.41E+00
2.49E+00
2.41E+00
2.41E+00
2.49E+00
2.41E+00
2.49E+00
2.41E+00
2.41E+00
2.49E+00
2.41E+00
2.41E+00
2.41E+00
2.49E+00
2.41E+00
2.41E+00
2.49E+00
2.49E+00
2.49E+00
2.41E+00
2.49E+00
2.49E+00
2.41E+00
2.49E+00
2.41E+00
2.41E+00
2.49E+00
2.41E+00
2.41E+00
2.49E+00
2.49E+00
2.49E+00
2.41E+00
2.49E+00
2.49E+00
2.49E+00
2.49E+00
2.49E+00
2.41E+00
2.49E+00
2.41E+00
2.49E+00
2.41E+00
2.49E+00
2.41E+00
2.49E+00
2.49E+00
2.49E+00
2.49E+00
2.49E+00
2.49E+00
2.41E+00
2.57E+00
2.49E+00
2.41E+00
2.41E+00
2.49E+00
2.41E+00
2.49E+00
2.41E+00
2.57E+00
2.41E+00
2.41E+00
2.49E+00
2.49E+00
2.49E+00
2.41E+00
2.49E+00
2.41E+00
2.41E+00
2.49E+00
2.49E+00
2.41E+00
2.57E+00
2.41E+00
2.41E+00
2.41E+00
2.49E+00
2.49E+00
2.41E+00
2.41E+00
2.49E+00
2.41E+00
2.49E+00
2.41E+00
2.41E+00
2.49E+00
2.49E+00
2.41E+00
2.41E+00
2.41E+00
2.41E+00
2.49E+00
2.49E+00
2.49E+00
2.57E+00
2.41E+00
2.41E+00
2.41E+00
2.41E+00
2.49E+00
2.49E+00
2.41E+00
2.49E+00
2.41E+00
2.49E+00
2.41E+00
2.49E+00
2.41E+00
2.49E+00
2.41E+00
2.49E+00
2.41E+00
2.49E+00
2.33E+00
2.41E+00
2.41E+00
2.41E+00
2.41E+00
2.41E+00
2.41E+00
2.41E+00
2.41E+00
2.41E+00
2.41E+00
2.41E+00
2.41E+00
2.33E+00
2.49E+00
2.49E+00
2.41E+00
2.41E+00
2.41E+00
2.41E+00
2.41E+00
2.41E+00
2.41E+00
2.41E+00
2.41E+00
2.41E+00
2.41E+00
2.41E+00
2.41E+00
2.41E+00
2.41E+00
2.41E+00
2.33E+00
2.41E+00
2.33E+00
2.33E+00
2.41E+00
2.33E+00
2.41E+00
2.33E+00
2.41E+00
2.33E+00
2.41E+00
2.33E+00
2.33E+00
2.33E+00
2.33E+00
2.33E+00
2.33E+00
2.33E+00
2.33E+00
2.25E+00
2.25E+00
2.25E+00
2.25E+00
2.25E+00
2.25E+00
2.17E+00
2.17E+00
2.25E+00
2.25E+00
2.17E+00
2.25E+00
2.25E+00
2.17E+00
2.09E+00
2.09E+00
2.09E+00
2.09E+00
2.09E+00
2.09E+00
2.09E+00
2.09E+00
2.09E+00
2.09E+00
2.01E+00
1.93E+00
2.01E+00
2.01E+00
2.01E+00
1.93E+00
1.93E+00
1.85E+00
1.93E+00
1.85E+00
1.77E+00
1.77E+00
1.85E+00
1.85E+00
1.85E+00
1.77E+00
1.77E+00
1.77E+00
1.77E+00
1.77E+00
1.69E+00
1.69E+00
1.69E+00
1.69E+00
1.69E+00
1.69E+00
1.61E+00
1.61E+00
1.61E+00
1.61E+00
1.53E+00
1.53E+00
1.61E+00
1.53E+00
1.45E+00
1.53E+00
1.45E+00
1.45E+00
1.45E+00
1.37E+00
1.37E+00
1.37E+00
1.37E+00
1.29E+00
1.37E+00
1.29E+00
1.29E+00
1.29E+00
1.29E+00
1.21E+00
1.21E+00
1.21E+00
1.21E+00
1.21E+00
1.13E+00
1.21E+00
1.05E+00
1.13E+00
1.05E+00
9.65E-01
1.05E+00
9.65E-01
1.05E+00
9.65E-01
1.05E+00
1.05E+00
1.05E+00
8.84E-01
8.84E-01
9.65E-01
9.65E-01
8.04E-01
8.84E-01
8.84E-01
8.04E-01
8.04E-01
7.24E-01
8.04E-01
8.04E-01
7.24E-01
7.24E-01
6.43E-01
5.63E-01
6.43E-01
6.43E-01
6.43E-01
6.43E-01
4.82E-01
5.63E-01
5.63E-01
4.82E-01
4.82E-01
5.63E-01
4.82E-01
4.02E-01
4.02E-01
4.82E-01
4.02E-01
3.22E-01
3.22E-01
3.22E-01
3.22E-01
3.22E-01
2.41E-01
2.41E-01
1.61E-01
2.41E-01
1.61E-01
1.61E-01
1.61E-01
8.04E-02
8.04E-02
8.04E-02
8.04E-02
8.04E-02
0.00E+00
8.04E-02
0.00E+00
0.00E+00
-8.04E-02
0.00E+00
0.00E+00
0.00E+00
0.00E+00
-8.04E-02
-8.04E-02
-1.61E-01
-8.04E-02
-1.61E-01
-1.61E-01
-2.41E-01
-2.41E-01
-2.41E-01
-3.22E-01
-2.41E-01
-4.02E-01
-3.22E-01
-3.22E-01
-4.02E-01
-3.22E-01
-4.02E-01
-4.02E-01
-4.02E-01
-4.82E-01
-5.63E-01
-4.82E-01
-5.63E-01
-5.63E-01
-5.63E-01
-4.82E-01
-5.63E-01
-6.43E-01
-6.43E-01
-6.43E-01
-6.43E-01
-6.43E-01
-7.24E-01
-7.24E-01
-7.24E-01
-7.24E-01
-8.04E-01
-7.24E-01
-8.04E-01
-8.04E-01
-8.84E-01
-8.84E-01
-8.84E-01
-9.65E-01
-8.84E-01
-9.65E-01
-9.65E-01
-8.84E-01
-9.65E-01
-1.05E+00
-1.05E+00
-1.05E+00
-1.05E+00
-1.05E+00
-1.13E+00
-1.13E+00
-1.21E+00
-1.13E+00
-1.05E+00
-1.21E+00
-1.21E+00
-1.21E+00
-1.21E+00
-1.21E+00
-1.29E+00
-1.29E+00
-1.29E+00
-1.29E+00
-1.29E+00
-1.37E+00
-1.37E+00
-1.29E+00
-1.37E+00
-1.37E+00
-1.45E+00
-1.53E+00
-1.45E+00
-1.53E+00
-1.45E+00
-1.53E+00
-1.53E+00
-1.53E+00
-1.53E+00
-1.61E+00
-1.61E+00
-1.69E+00
-1.61E+00
-1.69E+00
-1.69E+00
-1.69E+00
-1.77E+00
-1.69E+00
-1.77E+00
-1.77E+00
-1.77E+00
-1.77E+00
-1.69E+00
-1.85E+00
-1.77E+00
-1.85E+00
-1.85E+00
-1.85E+00
-1.93E+00
-1.85E+00
-1.85E+00
-1.93E+00
-1.93E+00
-2.01E+00
-2.01E+00
-1.93E+00
-2.01E+00
-2.01E+00
-2.01E+00
-2.01E+00
-2.09E+00
-2.09E+00
-2.09E+00
-2.09E+00
-2.09E+00
-2.09E+00
-2.09E+00
-2.17E+00
-2.17E+00
-2.09E+00
-2.17E+00
-2.17E+00
-2.17E+00
-2.25E+00
-2.17E+00
-2.25E+00
-2.25E+00
-2.25E+00
-2.33E+00
-2.25E+00
-2.25E+00
-2.33E+00
-2.33E+00
-2.33E+00
-2.33E+00
-2.33E+00
-2.41E+00
-2.41E+00
-2.41E+00
-2.49E+00
-2.41E+00
-2.41E+00
-2.49E+00
-2.49E+00
-2.49E+00
-2.41E+00
-2.41E+00
-2.49E+00
-2.57E+00
-2.57E+00
-2.57E+00
-2.57E+00
-2.49E+00
-2.57E+00
-2.57E+00
-2.57E+00
-2.65E+00
-2.65E+00
-2.65E+00
-2.57E+00
-2.65E+00
-2.65E+00
-2.65E+00
-2.65E+00
-2.73E+00
-2.65E+00
-2.73E+00
-2.73E+00
-2.65E+00
-2.73E+00
-2.73E+00
-2.73E+00
-2.73E+00
-2.73E+00
-2.81E+00
-2.73E+00
-2.73E+00
-2.81E+00
-2.81E+00
-2.81E+00
-2.73E+00
-2.73E+00
-2.81E+00
-2.81E+00
-2.81E+00
-2.81E+00
-2.89E+00
-2.81E+00
-2.89E+00
-2.89E+00
-2.89E+00
-2.81E+00
-2.89E+00
-2.89E+00
-2.89E+00
-2.89E+00
-2.89E+00
-2.89E+00
-2.89E+00
-2.89E+00
-2.97E+00
-2.89E+00
-2.89E+00
-2.89E+00
-2.89E+00
-2.97E+00
-2.97E+00
-2.97E+00
-2.89E+00
-2.97E+00
-2.97E+00
-2.97E+00
-2.97E+00
-2.97E+00
-2.97E+00
-2.97E+00
-3.06E+00
-2.97E+00
-2.97E+00
-2.97E+00
-3.06E+00
-2.97E+00
-2.97E+00
-2.97E+00
-3.06E+00
-3.06E+00
-2.97E+00
-2.97E+00
-3.06E+00
-3.06E+00
-2.97E+00
-3.06E+00
-2.97E+00
-3.06E+00
-3.06E+00
-3.06E+00
-3.06E+00
-3.06E+00
-3.06E+00
-2.97E+00
-3.06E+00
-2.97E+00
-3.06E+00
-3.06E+00
-3.06E+00
-3.06E+00
-3.06E+00
-3.06E+00
-3.06E+00
-2.97E+00
-3.06E+00
-2.97E+00
-3.06E+00
-3.06E+00
-2.97E+00
-3.06E+00
-3.06E+00
-2.97E+00
-3.06E+00
-2.97E+00
-2.97E+00
-2.97E+00
-2.97E+00
-2.97E+00
-3.06E+00
-2.97E+00
-2.97E+00
-2.97E+00
-2.89E+00
-3.06E+00
-2.97E+00
-2.97E+00
-2.97E+00
-2.97E+00
-2.97E+00
-2.97E+00
-2.97E+00
-2.97E+00
-2.97E+00
-2.89E+00
-2.97E+00
-2.89E+00
-2.89E+00
-2.89E+00
-2.97E+00
-2.89E+00
-2.97E+00
-2.89E+00
-2.89E+00
-2.89E+00
-2.97E+00
-2.81E+00
-2.89E+00
-2.81E+00
-2.89E+00
-2.89E+00
-2.89E+00
-2.89E+00
-2.81E+00
-2.81E+00
-2.81E+00
-2.73E+00
-2.89E+00
-2.81E+00
-2.81E+00
-2.81E+00
-2.81E+00
-2.81E+00
-2.81E+00
-2.81E+00
-2.73E+00
-2.73E+00
-2.73E+00
-2.81E+00
-2.73E+00
-2.73E+00
-2.73E+00
-2.65E+00
-2.65E+00
-2.73E+00
-2.65E+00
-2.57E+00
-2.65E+00
-2.65E+00
-2.65E+00
-2.65E+00
-2.65E+00
-2.57E+00
-2.57E+00
-2.57E+00
-2.57E+00
-2.65E+00
-2.65E+00
-2.49E+00
-2.57E+00
-2.65E+00
-2.57E+00
-2.49E+00
-2.49E+00
-2.49E+00
-2.57E+00
-2.49E+00
-2.49E+00
-2.49E+00
-2.49E+00
-2.57E+00
-2.49E+00
-2.41E+00
-2.41E+00
-2.33E+00
-2.33E+00
-2.41E+00
-2.33E+00
-2.41E+00
-2.33E+00
-2.33E+00
-2.25E+00
-2.33E+00
-2.33E+00
-2.33E+00
-2.25E+00
-2.25E+00
-2.25E+00
-2.17E+00
-2.17E+00
-2.17E+00
-2.09E+00
-2.17E+00
-2.17E+00
-2.17E+00
-2.09E+00
-2.09E+00
-2.09E+00
-2.09E+00
-2.09E+00
-2.01E+00
-2.09E+00
-2.09E+00
-2.01E+00
-1.93E+00
-2.01E+00
-2.01E+00
-2.01E+00
-2.01E+00
-1.93E+00
-1.85E+00
-1.93E+00
-1.85E+00
-1.85E+00
-1.85E+00
-1.85E+00
-1.85E+00
-1.85E+00
-1.77E+00
-1.77E+00
-1.77E+00
-1.69E+00
-1.77E+00
-1.69E+00
-1.77E+00
-1.69E+00
-1.61E+00
-1.61E+00
-1.61E+00
-1.61E+00
-1.53E+00
-1.61E+00
-1.53E+00
-1.53E+00
-1.53E+00
-1.53E+00
-1.53E+00
-1.45E+00
-1.53E+00
-1.45E+00
-1.45E+00
-1.45E+00
-1.53E+00
-1.37E+00
-1.37E+00
-1.37E+00
-1.37E+00
-1.37E+00
-1.29E+00
-1.29E+00
-1.21E+00
-1.21E+00
-1.29E+00
-1.13E+00
-1.21E+00
-1.21E+00
-1.13E+00
-1.13E+00
-1.13E+00
-1.05E+00
-1.13E+00
-1.05E+00
-1.13E+00
-1.05E+00
-1.05E+00
-1.05E+00
-9.65E-01
-9.65E-01
-8.84E-01
-9.65E-01
-9.65E-01
-9.65E-01
-9.65E-01
-8.84E-01
-8.84E-01
-8.04E-01
-7.24E-01
-7.24E-01
-8.04E-01
-7.24E-01
-7.24E-01
-7.24E-01
-7.24E-01
-7.24E-01
-7.24E-01
-6.43E-01
-5.63E-01
-6.43E-01
-5.63E-01
-6.43E-01
-5.63E-01
-5.63E-01
-4.82E-01
-4.82E-01
-4.02E-01
-4.02E-01
-4.82E-01
-4.02E-01
-4.02E-01
-4.02E-01
-4.02E-01
-4.02E-01
-4.02E-01
-3.22E-01
-2.41E-01
-2.41E-01
-2.41E-01
-2.41E-01
-1.61E-01
-1.61E-01
-2.41E-01
-2.41E-01
-8.04E-02
-8.04E-02
-1.61E-01
-8.04E-02
-8.04E-02
-8.04E-02
-8.04E-02
-8.04E-02
-8.04E-02
0.00E+00];

%scatter(x,y,'filled')
%hold on
%scatter(x,y,'filled')
plot(t,x)
hold on
plot(t,y)
grid on
xlabel('Tiempo (s)') 
ylabel('Voltaje (V)')

%xticks([0 0.45 0.5 0.55 0.6 0.65 0.7 0.75 0.8 1])
%xticklabels({'0','0.45','0.5','0.55','0.6','0.65','0.7','0.75','0.8','1'})
yticks([-3 -2 -1 0 1 2 2.41 3])
